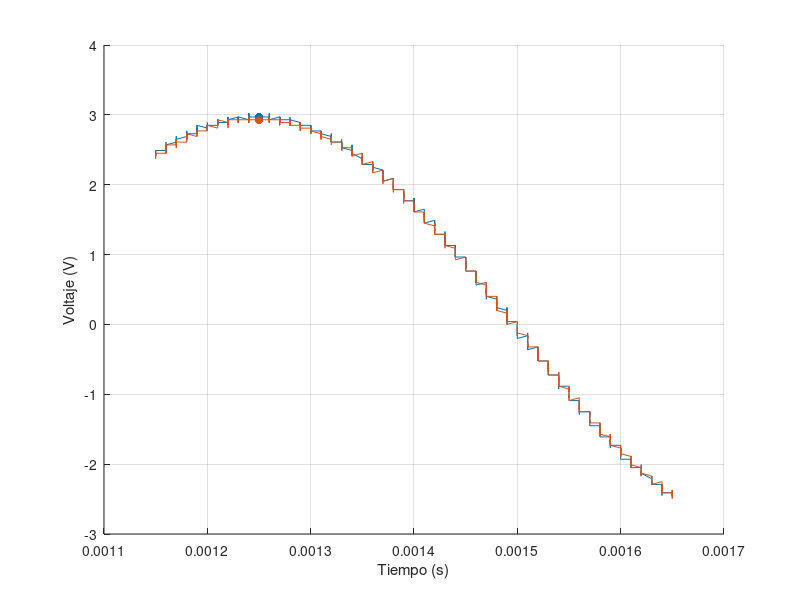

MATLAB code to generate this figure:
t=[1.15E-03
1.15E-03
1.15E-03
1.15E-03
1.15E-03
1.15E-03
1.15E-03
1.15E-03
1.15E-03
1.15E-03
1.15E-03
1.15E-03
1.15E-03
1.15E-03
1.15E-03
1.15E-03
1.15E-03
1.15E-03
1.15E-03
1.16E-03
1.16E-03
1.16E-03
1.16E-03
1.16E-03
1.16E-03
1.16E-03
1.16E-03
1.16E-03
1.16E-03
1.16E-03
1.16E-03
1.16E-03
1.16E-03
1.16E-03
1.16E-03
1.16E-03
1.16E-03
1.16E-03
1.16E-03
1.16E-03
1.16E-03
1.16E-03
1.16E-03
1.16E-03
1.16E-03
1.16E-03
1.16E-03
1.16E-03
1.16E-03
1.16E-03
1.16E-03
1.16E-03
1.16E-03
1.16E-03
1.16E-03
1.16E-03
1.16E-03
1.16E-03
1.16E-03
1.17E-03
1.17E-03
1.17E-03
1.17E-03
1.17E-03
1.17E-03
1.17E-03
1.17E-03
1.17E-03
1.17E-03
1.17E-03
1.17E-03
1.17E-03
1.17E-03
1.17E-03
1.17E-03
1.17E-03
1.17E-03
1.17E-03
1.17E-03
1.17E-03
1.17E-03
1.17E-03
1.17E-03
1.17E-03
1.17E-03
1.17E-03
1.17E-03
1.17E-03
1.17E-03
1.17E-03
1.17E-03
1.17E-03
1.17E-03
1.17E-03
1.17E-03
1.17E-03
1.17E-03
1.17E-03
1.17E-03
1.18E-03
1.18E-03
1.18E-03
1.18E-03
1.18E-03
1.18E-03
1.18E-03
1.18E-03
1.18E-03
1.18E-03
1.18E-03
1.18E-03
1.18E-03
1.18E-03
1.18E-03
1.18E-03
1.18E-03
1.18E-03
1.18E-03
1.18E-03
1.18E-03
1.18E-03
1.18E-03
1.18E-03
1.18E-03
1.18E-03
1.18E-03
1.18E-03
1.18E-03
1.18E-03
1.18E-03
1.18E-03
1.18E-03
1.18E-03
1.18E-03
1.18E-03
1.18E-03
1.18E-03
1.18E-03
1.18E-03
1.19E-03
1.19E-03
1.19E-03
1.19E-03
1.19E-03
1.19E-03
1.19E-03
1.19E-03
1.19E-03
1.19E-03
1.19E-03
1.19E-03
1.19E-03
1.19E-03
1.19E-03
1.19E-03
1.19E-03
1.19E-03
1.19E-03
1.19E-03
1.19E-03
1.19E-03
1.19E-03
1.19E-03
1.19E-03
1.19E-03
1.19E-03
1.19E-03
1.19E-03
1.19E-03
1.19E-03
1.19E-03
1.19E-03
1.19E-03
1.19E-03
1.19E-03
1.19E-03
1.19E-03
1.19E-03
1.19E-03
1.20E-03
1.20E-03
1.20E-03
1.20E-03
1.20E-03
1.20E-03
1.20E-03
1.20E-03
1.20E-03
1.20E-03
1.20E-03
1.20E-03
1.20E-03
1.20E-03
1.20E-03
1.20E-03
1.20E-03
1.20E-03
1.20E-03
1.20E-03
1.20E-03
1.20E-03
1.20E-03
1.20E-03
1.20E-03
1.20E-03
1.20E-03
1.20E-03
1.20E-03
1.20E-03
1.20E-03
1.20E-03
1.20E-03
1.20E-03
1.20E-03
1.20E-03
1.20E-03
1.20E-03
1.20E-03
1.20E-03
1.21E-03
1.21E-03
1.21E-03
1.21E-03
1.21E-03
1.21E-03
1.21E-03
1.21E-03
1.21E-03
1.21E-03
1.21E-03
1.21E-03
1.21E-03
1.21E-03
1.21E-03
1.21E-03
1.21E-03
1.21E-03
1.21E-03
1.21E-03
1.21E-03
1.21E-03
1.21E-03
1.21E-03
1.21E-03
1.21E-03
1.21E-03
1.21E-03
1.21E-03
1.21E-03
1.21E-03
1.21E-03
1.21E-03
1.21E-03
1.21E-03
1.21E-03
1.21E-03
1.21E-03
1.21E-03
1.21E-03
1.22E-03
1.22E-03
1.22E-03
1.22E-03
1.22E-03
1.22E-03
1.22E-03
1.22E-03
1.22E-03
1.22E-03
1.22E-03
1.22E-03
1.22E-03
1.22E-03
1.22E-03
1.22E-03
1.22E-03
1.22E-03
1.22E-03
1.22E-03
1.22E-03
1.22E-03
1.22E-03
1.22E-03
1.22E-03
1.22E-03
1.22E-03
1.22E-03
1.22E-03
1.22E-03
1.22E-03
1.22E-03
1.22E-03
1.22E-03
1.22E-03
1.22E-03
1.22E-03
1.22E-03
1.22E-03
1.22E-03
1.23E-03
1.23E-03
1.23E-03
1.23E-03
1.23E-03
1.23E-03
1.23E-03
1.23E-03
1.23E-03
1.23E-03
1.23E-03
1.23E-03
1.23E-03
1.23E-03
1.23E-03
1.23E-03
1.23E-03
1.23E-03
1.23E-03
1.23E-03
1.23E-03
1.23E-03
1.23E-03
1.23E-03
1.23E-03
1.23E-03
1.23E-03
1.23E-03
1.23E-03
1.23E-03
1.23E-03
1.23E-03
1.23E-03
1.23E-03
1.23E-03
1.23E-03
1.23E-03
1.23E-03
1.23E-03
1.23E-03
1.24E-03
1.24E-03
1.24E-03
1.24E-03
1.24E-03
1.24E-03
1.24E-03
1.24E-03
1.24E-03
1.24E-03
1.24E-03
1.24E-03
1.24E-03
1.24E-03
1.24E-03
1.24E-03
1.24E-03
1.24E-03
1.24E-03
1.24E-03
1.24E-03
1.24E-03
1.24E-03
1.24E-03
1.24E-03
1.24E-03
1.24E-03
1.24E-03
1.24E-03
1.24E-03
1.24E-03
1.24E-03
1.24E-03
1.24E-03
1.24E-03
1.24E-03
1.24E-03
1.24E-03
1.24E-03
1.24E-03
1.25E-03
1.25E-03
1.25E-03
1.25E-03
1.25E-03
1.25E-03
1.25E-03
1.25E-03
1.25E-03
1.25E-03
1.25E-03
1.25E-03
1.25E-03
1.25E-03
1.25E-03
1.25E-03
1.25E-03
1.25E-03
1.25E-03
1.25E-03
1.25E-03
1.25E-03
1.25E-03
1.25E-03
1.25E-03
1.25E-03
1.25E-03
1.25E-03
1.25E-03
1.25E-03
1.25E-03
1.25E-03
1.25E-03
1.25E-03
1.25E-03
1.25E-03
1.25E-03
1.25E-03
1.25E-03
1.25E-03
1.26E-03
1.26E-03
1.26E-03
1.26E-03
1.26E-03
1.26E-03
1.26E-03
1.26E-03
1.26E-03
1.26E-03
1.26E-03
1.26E-03
1.26E-03
1.26E-03
1.26E-03
1.26E-03
1.26E-03
1.26E-03
1.26E-03
1.26E-03
1.26E-03
1.26E-03
1.26E-03
1.26E-03
1.26E-03
1.26E-03
1.26E-03
1.26E-03
1.26E-03
1.26E-03
1.26E-03
1.26E-03
1.26E-03
1.26E-03
1.26E-03
1.26E-03
1.26E-03
1.26E-03
1.26E-03
1.26E-03
1.27E-03
1.27E-03
1.27E-03
1.27E-03
1.27E-03
1.27E-03
1.27E-03
1.27E-03
1.27E-03
1.27E-03
1.27E-03
1.27E-03
1.27E-03
1.27E-03
1.27E-03
1.27E-03
1.27E-03
1.27E-03
1.27E-03
1.27E-03
1.27E-03
1.27E-03
1.27E-03
1.27E-03
1.27E-03
1.27E-03
1.27E-03
1.27E-03
1.27E-03
1.27E-03
1.27E-03
1.27E-03
1.27E-03
1.27E-03
1.27E-03
1.27E-03
1.27E-03
1.27E-03
1.27E-03
1.27E-03
1.28E-03
1.28E-03
1.28E-03
1.28E-03
1.28E-03
1.28E-03
1.28E-03
1.28E-03
1.28E-03
1.28E-03
1.28E-03
1.28E-03
1.28E-03
1.28E-03
1.28E-03
1.28E-03
1.28E-03
1.28E-03
1.28E-03
1.28E-03
1.28E-03
1.28E-03
1.28E-03
1.28E-03
1.28E-03
1.28E-03
1.28E-03
1.28E-03
1.28E-03
1.28E-03
1.28E-03
1.28E-03
1.28E-03
1.28E-03
1.28E-03
1.28E-03
1.28E-03
1.28E-03
1.28E-03
1.28E-03
1.29E-03
1.29E-03
1.29E-03
1.29E-03
1.29E-03
1.29E-03
1.29E-03
1.29E-03
1.29E-03
1.29E-03
1.29E-03
1.29E-03
1.29E-03
1.29E-03
1.29E-03
1.29E-03
1.29E-03
1.29E-03
1.29E-03
1.29E-03
1.29E-03
1.29E-03
1.29E-03
1.29E-03
1.29E-03
1.29E-03
1.29E-03
1.29E-03
1.29E-03
1.29E-03
1.29E-03
1.29E-03
1.29E-03
1.29E-03
1.29E-03
1.29E-03
1.29E-03
1.29E-03
1.29E-03
1.29E-03
1.30E-03
1.30E-03
1.30E-03
1.30E-03
1.30E-03
1.30E-03
1.30E-03
1.30E-03
1.30E-03
1.30E-03
1.30E-03
1.30E-03
1.30E-03
1.30E-03
1.30E-03
1.30E-03
1.30E-03
1.30E-03
1.30E-03
1.30E-03
1.30E-03
1.30E-03
1.30E-03
1.30E-03
1.30E-03
1.30E-03
1.30E-03
1.30E-03
1.30E-03
1.30E-03
1.30E-03
1.30E-03
1.30E-03
1.30E-03
1.30E-03
1.30E-03
1.30E-03
1.30E-03
1.30E-03
1.30E-03
1.31E-03
1.31E-03
1.31E-03
1.31E-03
1.31E-03
1.31E-03
1.31E-03
1.31E-03
1.31E-03
1.31E-03
1.31E-03
1.31E-03
1.31E-03
1.31E-03
1.31E-03
1.31E-03
1.31E-03
1.31E-03
1.31E-03
1.31E-03
1.31E-03
1.31E-03
1.31E-03
1.31E-03
1.31E-03
1.31E-03
1.31E-03
1.31E-03
1.31E-03
1.31E-03
1.31E-03
1.31E-03
1.31E-03
1.31E-03
1.31E-03
1.31E-03
1.31E-03
1.31E-03
1.31E-03
1.31E-03
1.32E-03
1.32E-03
1.32E-03
1.32E-03
1.32E-03
1.32E-03
1.32E-03
1.32E-03
1.32E-03
1.32E-03
1.32E-03
1.32E-03
1.32E-03
1.32E-03
1.32E-03
1.32E-03
1.32E-03
1.32E-03
1.32E-03
1.32E-03
1.32E-03
1.32E-03
1.32E-03
1.32E-03
1.32E-03
1.32E-03
1.32E-03
1.32E-03
1.32E-03
1.32E-03
1.32E-03
1.32E-03
1.32E-03
1.32E-03
1.32E-03
1.32E-03
1.32E-03
1.32E-03
1.32E-03
1.32E-03
1.33E-03
1.33E-03
1.33E-03
1.33E-03
1.33E-03
1.33E-03
1.33E-03
1.33E-03
1.33E-03
1.33E-03
1.33E-03
1.33E-03
1.33E-03
1.33E-03
1.33E-03
1.33E-03
1.33E-03
1.33E-03
1.33E-03
1.33E-03
1.33E-03
1.33E-03
1.33E-03
1.33E-03
1.33E-03
1.33E-03
1.33E-03
1.33E-03
1.33E-03
1.33E-03
1.33E-03
1.33E-03
1.33E-03
1.33E-03
1.33E-03
1.33E-03
1.33E-03
1.33E-03
1.33E-03
1.33E-03
1.34E-03
1.34E-03
1.34E-03
1.34E-03
1.34E-03
1.34E-03
1.34E-03
1.34E-03
1.34E-03
1.34E-03
1.34E-03
1.34E-03
1.34E-03
1.34E-03
1.34E-03
1.34E-03
1.34E-03
1.34E-03
1.34E-03
1.34E-03
1.34E-03
1.34E-03
1.34E-03
1.34E-03
1.34E-03
1.34E-03
1.34E-03
1.34E-03
1.34E-03
1.34E-03
1.34E-03
1.34E-03
1.34E-03
1.34E-03
1.34E-03
1.34E-03
1.34E-03
1.34E-03
1.34E-03
1.34E-03
1.35E-03
1.35E-03
1.35E-03
1.35E-03
1.35E-03
1.35E-03
1.35E-03
1.35E-03
1.35E-03
1.35E-03
1.35E-03
1.35E-03
1.35E-03
1.35E-03
1.35E-03
1.35E-03
1.35E-03
1.35E-03
1.35E-03
1.35E-03
1.35E-03
1.35E-03
1.35E-03
1.35E-03
1.35E-03
1.35E-03
1.35E-03
1.35E-03
1.35E-03
1.35E-03
1.35E-03
1.35E-03
1.35E-03
1.35E-03
1.35E-03
1.35E-03
1.35E-03
1.35E-03
1.35E-03
1.35E-03
1.36E-03
1.36E-03
1.36E-03
1.36E-03
1.36E-03
1.36E-03
1.36E-03
1.36E-03
1.36E-03
1.36E-03
1.36E-03
1.36E-03
1.36E-03
1.36E-03
1.36E-03
1.36E-03
1.36E-03
1.36E-03
1.36E-03
1.36E-03
1.36E-03
1.36E-03
1.36E-03
1.36E-03
1.36E-03
1.36E-03
1.36E-03
1.36E-03
1.36E-03
1.36E-03
1.36E-03
1.36E-03
1.36E-03
1.36E-03
1.36E-03
1.36E-03
1.36E-03
1.36E-03
1.36E-03
1.36E-03
1.37E-03
1.37E-03
1.37E-03
1.37E-03
1.37E-03
1.37E-03
1.37E-03
1.37E-03
1.37E-03
1.37E-03
1.37E-03
1.37E-03
1.37E-03
1.37E-03
1.37E-03
1.37E-03
1.37E-03
1.37E-03
1.37E-03
1.37E-03
1.37E-03
1.37E-03
1.37E-03
1.37E-03
1.37E-03
1.37E-03
1.37E-03
1.37E-03
1.37E-03
1.37E-03
1.37E-03
1.37E-03
1.37E-03
1.37E-03
1.37E-03
1.37E-03
1.37E-03
1.37E-03
1.37E-03
1.37E-03
1.38E-03
1.38E-03
1.38E-03
1.38E-03
1.38E-03
1.38E-03
1.38E-03
1.38E-03
1.38E-03
1.38E-03
1.38E-03
1.38E-03
1.38E-03
1.38E-03
1.38E-03
1.38E-03
1.38E-03
1.38E-03
1.38E-03
1.38E-03
1.38E-03
1.38E-03
1.38E-03
1.38E-03
1.38E-03
1.38E-03
1.38E-03
1.38E-03
1.38E-03
1.38E-03
1.38E-03
1.38E-03
1.38E-03
1.38E-03
1.38E-03
1.38E-03
1.38E-03
1.38E-03
1.38E-03
1.38E-03
1.39E-03
1.39E-03
1.39E-03
1.39E-03
1.39E-03
1.39E-03
1.39E-03
1.39E-03
1.39E-03
1.39E-03
1.39E-03
1.39E-03
1.39E-03
1.39E-03
1.39E-03
1.39E-03
1.39E-03
1.39E-03
1.39E-03
1.39E-03
1.39E-03
1.39E-03
1.39E-03
1.39E-03
1.39E-03
1.39E-03
1.39E-03
1.39E-03
1.39E-03
1.39E-03
1.39E-03
1.39E-03
1.39E-03
1.39E-03
1.39E-03
1.39E-03
1.39E-03
1.39E-03
1.39E-03
1.39E-03
1.40E-03
1.40E-03
1.40E-03
1.40E-03
1.40E-03
1.40E-03
1.40E-03
1.40E-03
1.40E-03
1.40E-03
1.40E-03
1.40E-03
1.40E-03
1.40E-03
1.40E-03
1.40E-03
1.40E-03
1.40E-03
1.40E-03
1.40E-03
1.40E-03
1.40E-03
1.40E-03
1.40E-03
1.40E-03
1.40E-03
1.40E-03
1.40E-03
1.40E-03
1.40E-03
1.40E-03
1.40E-03
1.40E-03
1.40E-03
1.40E-03
1.40E-03
1.40E-03
1.40E-03
1.40E-03
1.40E-03
1.41E-03
1.41E-03
1.41E-03
1.41E-03
1.41E-03
1.41E-03
1.41E-03
1.41E-03
1.41E-03
1.41E-03
1.41E-03
1.41E-03
1.41E-03
1.41E-03
1.41E-03
1.41E-03
1.41E-03
1.41E-03
1.41E-03
1.41E-03
1.41E-03
1.41E-03
1.41E-03
1.41E-03
1.41E-03
1.41E-03
1.41E-03
1.41E-03
1.41E-03
1.41E-03
1.41E-03
1.41E-03
1.41E-03
1.41E-03
1.41E-03
1.41E-03
1.41E-03
1.41E-03
1.41E-03
1.41E-03
1.42E-03
1.42E-03
1.42E-03
1.42E-03
1.42E-03
1.42E-03
1.42E-03
1.42E-03
1.42E-03
1.42E-03
1.42E-03
1.42E-03
1.42E-03
1.42E-03
1.42E-03
1.42E-03
1.42E-03
1.42E-03
1.42E-03
1.42E-03
1.42E-03
1.42E-03
1.42E-03
1.42E-03
1.42E-03
1.42E-03
1.42E-03
1.42E-03
1.42E-03
1.42E-03
1.42E-03
1.42E-03
1.42E-03
1.42E-03
1.42E-03
1.42E-03
1.42E-03
1.42E-03
1.42E-03
1.42E-03
1.43E-03
1.43E-03
1.43E-03
1.43E-03
1.43E-03
1.43E-03
1.43E-03
1.43E-03
1.43E-03
1.43E-03
1.43E-03
1.43E-03
1.43E-03
1.43E-03
1.43E-03
1.43E-03
1.43E-03
1.43E-03
1.43E-03
1.43E-03
1.43E-03
1.43E-03
1.43E-03
1.43E-03
1.43E-03
1.43E-03
1.43E-03
1.43E-03
1.43E-03
1.43E-03
1.43E-03
1.43E-03
1.43E-03
1.43E-03
1.43E-03
1.43E-03
1.43E-03
1.43E-03
1.43E-03
1.43E-03
1.44E-03
1.44E-03
1.44E-03
1.44E-03
1.44E-03
1.44E-03
1.44E-03
1.44E-03
1.44E-03
1.44E-03
1.44E-03
1.44E-03
1.44E-03
1.44E-03
1.44E-03
1.44E-03
1.44E-03
1.44E-03
1.44E-03
1.44E-03
1.44E-03
1.44E-03
1.44E-03
1.44E-03
1.44E-03
1.44E-03
1.44E-03
1.44E-03
1.44E-03
1.44E-03
1.44E-03
1.44E-03
1.44E-03
1.44E-03
1.44E-03
1.44E-03
1.44E-03
1.44E-03
1.44E-03
1.44E-03
1.45E-03
1.45E-03
1.45E-03
1.45E-03
1.45E-03
1.45E-03
1.45E-03
1.45E-03
1.45E-03
1.45E-03
1.45E-03
1.45E-03
1.45E-03
1.45E-03
1.45E-03
1.45E-03
1.45E-03
1.45E-03
1.45E-03
1.45E-03
1.45E-03
1.45E-03
1.45E-03
1.45E-03
1.45E-03
1.45E-03
1.45E-03
1.45E-03
1.45E-03
1.45E-03
1.45E-03
1.45E-03
1.45E-03
1.45E-03
1.45E-03
1.45E-03
1.45E-03
1.45E-03
1.45E-03
1.45E-03
1.46E-03
1.46E-03
1.46E-03
1.46E-03
1.46E-03
1.46E-03
1.46E-03
1.46E-03
1.46E-03
1.46E-03
1.46E-03
1.46E-03
1.46E-03
1.46E-03
1.46E-03
1.46E-03
1.46E-03
1.46E-03
1.46E-03
1.46E-03
1.46E-03
1.46E-03
1.46E-03
1.46E-03
1.46E-03
1.46E-03
1.46E-03
1.46E-03
1.46E-03
1.46E-03
1.46E-03
1.46E-03
1.46E-03
1.46E-03
1.46E-03
1.46E-03
1.46E-03
1.46E-03
1.46E-03
1.46E-03
1.47E-03
1.47E-03
1.47E-03
1.47E-03
1.47E-03
1.47E-03
1.47E-03
1.47E-03
1.47E-03
1.47E-03
1.47E-03
1.47E-03
1.47E-03
1.47E-03
1.47E-03
1.47E-03
1.47E-03
1.47E-03
1.47E-03
1.47E-03
1.47E-03
1.47E-03
1.47E-03
1.47E-03
1.47E-03
1.47E-03
1.47E-03
1.47E-03
1.47E-03
1.47E-03
1.47E-03
1.47E-03
1.47E-03
1.47E-03
1.47E-03
1.47E-03
1.47E-03
1.47E-03
1.47E-03
1.47E-03
1.48E-03
1.48E-03
1.48E-03
1.48E-03
1.48E-03
1.48E-03
1.48E-03
1.48E-03
1.48E-03
1.48E-03
1.48E-03
1.48E-03
1.48E-03
1.48E-03
1.48E-03
1.48E-03
1.48E-03
1.48E-03
1.48E-03
1.48E-03
1.48E-03
1.48E-03
1.48E-03
1.48E-03
1.48E-03
1.48E-03
1.48E-03
1.48E-03
1.48E-03
1.48E-03
1.48E-03
1.48E-03
1.48E-03
1.48E-03
1.48E-03
1.48E-03
1.48E-03
1.48E-03
1.48E-03
1.48E-03
1.49E-03
1.49E-03
1.49E-03
1.49E-03
1.49E-03
1.49E-03
1.49E-03
1.49E-03
1.49E-03
1.49E-03
1.49E-03
1.49E-03
1.49E-03
1.49E-03
1.49E-03
1.49E-03
1.49E-03
1.49E-03
1.49E-03
1.49E-03
1.49E-03
1.49E-03
1.49E-03
1.49E-03
1.49E-03
1.49E-03
1.49E-03
1.49E-03
1.49E-03
1.49E-03
1.49E-03
1.49E-03
1.49E-03
1.49E-03
1.49E-03
1.49E-03
1.49E-03
1.49E-03
1.49E-03
1.49E-03
1.50E-03
1.50E-03
1.50E-03
1.50E-03
1.50E-03
1.50E-03
1.50E-03
1.50E-03
1.50E-03
1.50E-03
1.50E-03
1.50E-03
1.50E-03
1.50E-03
1.50E-03
1.50E-03
1.50E-03
1.50E-03
1.50E-03
1.50E-03
1.50E-03
1.50E-03
1.50E-03
1.50E-03
1.50E-03
1.50E-03
1.50E-03
1.50E-03
1.50E-03
1.50E-03
1.50E-03
1.50E-03
1.50E-03
1.50E-03
1.50E-03
1.50E-03
1.50E-03
1.50E-03
1.50E-03
1.50E-03
1.51E-03
1.51E-03
1.51E-03
1.51E-03
1.51E-03
1.51E-03
1.51E-03
1.51E-03
1.51E-03
1.51E-03
1.51E-03
1.51E-03
1.51E-03
1.51E-03
1.51E-03
1.51E-03
1.51E-03
1.51E-03
1.51E-03
1.51E-03
1.51E-03
1.51E-03
1.51E-03
1.51E-03
1.51E-03
1.51E-03
1.51E-03
1.51E-03
1.51E-03
1.51E-03
1.51E-03
1.51E-03
1.51E-03
1.51E-03
1.51E-03
1.51E-03
1.51E-03
1.51E-03
1.51E-03
1.51E-03
1.52E-03
1.52E-03
1.52E-03
1.52E-03
1.52E-03
1.52E-03
1.52E-03
1.52E-03
1.52E-03
1.52E-03
1.52E-03
1.52E-03
1.52E-03
1.52E-03
1.52E-03
1.52E-03
1.52E-03
1.52E-03
1.52E-03
1.52E-03
1.52E-03
1.52E-03
1.52E-03
1.52E-03
1.52E-03
1.52E-03
1.52E-03
1.52E-03
1.52E-03
1.52E-03
1.52E-03
1.52E-03
1.52E-03
1.52E-03
1.52E-03
1.52E-03
1.52E-03
1.52E-03
1.52E-03
1.52E-03
1.53E-03
1.53E-03
1.53E-03
1.53E-03
1.53E-03
1.53E-03
1.53E-03
1.53E-03
1.53E-03
1.53E-03
1.53E-03
1.53E-03
1.53E-03
1.53E-03
1.53E-03
1.53E-03
1.53E-03
1.53E-03
1.53E-03
1.53E-03
1.53E-03
1.53E-03
1.53E-03
1.53E-03
1.53E-03
1.53E-03
1.53E-03
1.53E-03
1.53E-03
1.53E-03
1.53E-03
1.53E-03
1.53E-03
1.53E-03
1.53E-03
1.53E-03
1.53E-03
1.53E-03
1.53E-03
1.53E-03
1.54E-03
1.54E-03
1.54E-03
1.54E-03
1.54E-03
1.54E-03
1.54E-03
1.54E-03
1.54E-03
1.54E-03
1.54E-03
1.54E-03
1.54E-03
1.54E-03
1.54E-03
1.54E-03
1.54E-03
1.54E-03
1.54E-03
1.54E-03
1.54E-03
1.54E-03
1.54E-03
1.54E-03
1.54E-03
1.54E-03
1.54E-03
1.54E-03
1.54E-03
1.54E-03
1.54E-03
1.54E-03
1.54E-03
1.54E-03
1.54E-03
1.54E-03
1.54E-03
1.54E-03
1.54E-03
1.54E-03
1.55E-03
1.55E-03
1.55E-03
1.55E-03
1.55E-03
1.55E-03
1.55E-03
1.55E-03
1.55E-03
1.55E-03
1.55E-03
1.55E-03
1.55E-03
1.55E-03
1.55E-03
1.55E-03
1.55E-03
1.55E-03
1.55E-03
1.55E-03
1.55E-03
1.55E-03
1.55E-03
1.55E-03
1.55E-03
1.55E-03
1.55E-03
1.55E-03
1.55E-03
1.55E-03
1.55E-03
1.55E-03
1.55E-03
1.55E-03
1.55E-03
1.55E-03
1.55E-03
1.55E-03
1.55E-03
1.55E-03
1.56E-03
1.56E-03
1.56E-03
1.56E-03
1.56E-03
1.56E-03
1.56E-03
1.56E-03
1.56E-03
1.56E-03
1.56E-03
1.56E-03
1.56E-03
1.56E-03
1.56E-03
1.56E-03
1.56E-03
1.56E-03
1.56E-03
1.56E-03
1.56E-03
1.56E-03
1.56E-03
1.56E-03
1.56E-03
1.56E-03
1.56E-03
1.56E-03
1.56E-03
1.56E-03
1.56E-03
1.56E-03
1.56E-03
1.56E-03
1.56E-03
1.56E-03
1.56E-03
1.56E-03
1.56E-03
1.56E-03
1.57E-03
1.57E-03
1.57E-03
1.57E-03
1.57E-03
1.57E-03
1.57E-03
1.57E-03
1.57E-03
1.57E-03
1.57E-03
1.57E-03
1.57E-03
1.57E-03
1.57E-03
1.57E-03
1.57E-03
1.57E-03
1.57E-03
1.57E-03
1.57E-03
1.57E-03
1.57E-03
1.57E-03
1.57E-03
1.57E-03
1.57E-03
1.57E-03
1.57E-03
1.57E-03
1.57E-03
1.57E-03
1.57E-03
1.57E-03
1.57E-03
1.57E-03
1.57E-03
1.57E-03
1.57E-03
1.57E-03
1.58E-03
1.58E-03
1.58E-03
1.58E-03
1.58E-03
1.58E-03
1.58E-03
1.58E-03
1.58E-03
1.58E-03
1.58E-03
1.58E-03
1.58E-03
1.58E-03
1.58E-03
1.58E-03
1.58E-03
1.58E-03
1.58E-03
1.58E-03
1.58E-03
1.58E-03
1.58E-03
1.58E-03
1.58E-03
1.58E-03
1.58E-03
1.58E-03
1.58E-03
1.58E-03
1.58E-03
1.58E-03
1.58E-03
1.58E-03
1.58E-03
1.58E-03
1.58E-03
1.58E-03
1.58E-03
1.58E-03
1.59E-03
1.59E-03
1.59E-03
1.59E-03
1.59E-03
1.59E-03
1.59E-03
1.59E-03
1.59E-03
1.59E-03
1.59E-03
1.59E-03
1.59E-03
1.59E-03
1.59E-03
1.59E-03
1.59E-03
1.59E-03
1.59E-03
1.59E-03
1.59E-03
1.59E-03
1.59E-03
1.59E-03
1.59E-03
1.59E-03
1.59E-03
1.59E-03
1.59E-03
1.59E-03
1.59E-03
1.59E-03
1.59E-03
1.59E-03
1.59E-03
1.59E-03
1.59E-03
1.59E-03
1.59E-03
1.59E-03
1.60E-03
1.60E-03
1.60E-03
1.60E-03
1.60E-03
1.60E-03
1.60E-03
1.60E-03
1.60E-03
1.60E-03
1.60E-03
1.60E-03
1.60E-03
1.60E-03
1.60E-03
1.60E-03
1.60E-03
1.60E-03
1.60E-03
1.60E-03
1.60E-03
1.60E-03
1.60E-03
1.60E-03
1.60E-03
1.60E-03
1.60E-03
1.60E-03
1.60E-03
1.60E-03
1.60E-03
1.60E-03
1.60E-03
1.60E-03
1.60E-03
1.60E-03
1.60E-03
1.60E-03
1.60E-03
1.60E-03
1.61E-03
1.61E-03
1.61E-03
1.61E-03
1.61E-03
1.61E-03
1.61E-03
1.61E-03
1.61E-03
1.61E-03
1.61E-03
1.61E-03
1.61E-03
1.61E-03
1.61E-03
1.61E-03
1.61E-03
1.61E-03
1.61E-03
1.61E-03
1.61E-03
1.61E-03
1.61E-03
1.61E-03
1.61E-03
1.61E-03
1.61E-03
1.61E-03
1.61E-03
1.61E-03
1.61E-03
1.61E-03
1.61E-03
1.61E-03
1.61E-03
1.61E-03
1.61E-03
1.61E-03
1.61E-03
1.61E-03
1.62E-03
1.62E-03
1.62E-03
1.62E-03
1.62E-03
1.62E-03
1.62E-03
1.62E-03
1.62E-03
1.62E-03
1.62E-03
1.62E-03
1.62E-03
1.62E-03
1.62E-03
1.62E-03
1.62E-03
1.62E-03
1.62E-03
1.62E-03
1.62E-03
1.62E-03
1.62E-03
1.62E-03
1.62E-03
1.62E-03
1.62E-03
1.62E-03
1.62E-03
1.62E-03
1.62E-03
1.62E-03
1.62E-03
1.62E-03
1.62E-03
1.62E-03
1.62E-03
1.62E-03
1.62E-03
1.62E-03
1.63E-03
1.63E-03
1.63E-03
1.63E-03
1.63E-03
1.63E-03
1.63E-03
1.63E-03
1.63E-03
1.63E-03
1.63E-03
1.63E-03
1.63E-03
1.63E-03
1.63E-03
1.63E-03
1.63E-03
1.63E-03
1.63E-03
1.63E-03
1.63E-03
1.63E-03
1.63E-03
1.63E-03
1.63E-03
1.63E-03
1.63E-03
1.63E-03
1.63E-03
1.63E-03
1.63E-03
1.63E-03
1.63E-03
1.63E-03
1.63E-03
1.63E-03
1.63E-03
1.63E-03
1.63E-03
1.63E-03
1.64E-03
1.64E-03
1.64E-03
1.64E-03
1.64E-03
1.64E-03
1.64E-03
1.64E-03
1.64E-03
1.64E-03
1.64E-03
1.64E-03
1.64E-03
1.64E-03
1.64E-03
1.64E-03
1.64E-03
1.64E-03
1.64E-03
1.64E-03
1.64E-03
1.64E-03
1.64E-03
1.64E-03
1.64E-03
1.64E-03
1.64E-03
1.64E-03
1.64E-03
1.64E-03
1.64E-03
1.64E-03
1.64E-03
1.64E-03
1.64E-03
1.64E-03
1.64E-03
1.64E-03
1.64E-03
1.64E-03
1.65E-03
1.65E-03
1.65E-03
1.65E-03
1.65E-03
1.65E-03
1.65E-03
1.65E-03
1.65E-03
1.65E-03
1.65E-03
1.65E-03
1.65E-03
1.65E-03
1.65E-03
1.65E-03
1.65E-03
1.65E-03
1.65E-03
1.65E-03];
x=[2.45E+00
2.41E+00
2.41E+00
2.41E+00
2.45E+00
2.41E+00
2.45E+00
2.45E+00
2.49E+00
2.45E+00
2.45E+00
2.45E+00
2.45E+00
2.45E+00
2.45E+00
2.45E+00
2.45E+00
2.49E+00
2.49E+00
2.49E+00
2.49E+00
2.49E+00
2.49E+00
2.49E+00
2.49E+00
2.49E+00
2.49E+00
2.49E+00
2.49E+00
2.49E+00
2.53E+00
2.49E+00
2.53E+00
2.53E+00
2.53E+00
2.57E+00
2.53E+00
2.53E+00
2.57E+00
2.57E+00
2.53E+00
2.53E+00
2.53E+00
2.57E+00
2.53E+00
2.57E+00
2.57E+00
2.57E+00
2.53E+00
2.57E+00
2.57E+00
2.57E+00
2.53E+00
2.57E+00
2.57E+00
2.57E+00
2.61E+00
2.57E+00
2.57E+00
2.61E+00
2.57E+00
2.61E+00
2.61E+00
2.57E+00
2.57E+00
2.57E+00
2.57E+00
2.57E+00
2.61E+00
2.61E+00
2.61E+00
2.57E+00
2.61E+00
2.61E+00
2.65E+00
2.61E+00
2.61E+00
2.57E+00
2.61E+00
2.61E+00
2.61E+00
2.61E+00
2.61E+00
2.61E+00
2.65E+00
2.65E+00
2.61E+00
2.61E+00
2.61E+00
2.61E+00
2.65E+00
2.65E+00
2.65E+00
2.65E+00
2.69E+00
2.69E+00
2.65E+00
2.69E+00
2.65E+00
2.69E+00
2.65E+00
2.69E+00
2.69E+00
2.69E+00
2.69E+00
2.69E+00
2.69E+00
2.69E+00
2.69E+00
2.73E+00
2.69E+00
2.73E+00
2.77E+00
2.65E+00
2.69E+00
2.73E+00
2.69E+00
2.65E+00
2.69E+00
2.69E+00
2.73E+00
2.69E+00
2.69E+00
2.69E+00
2.69E+00
2.69E+00
2.69E+00
2.73E+00
2.69E+00
2.73E+00
2.73E+00
2.69E+00
2.77E+00
2.77E+00
2.73E+00
2.73E+00
2.73E+00
2.73E+00
2.73E+00
2.73E+00
2.77E+00
2.77E+00
2.73E+00
2.73E+00
2.73E+00
2.73E+00
2.77E+00
2.73E+00
2.73E+00
2.77E+00
2.77E+00
2.77E+00
2.77E+00
2.77E+00
2.81E+00
2.77E+00
2.77E+00
2.77E+00
2.81E+00
2.81E+00
2.77E+00
2.77E+00
2.81E+00
2.81E+00
2.77E+00
2.77E+00
2.81E+00
2.81E+00
2.77E+00
2.77E+00
2.77E+00
2.81E+00
2.81E+00
2.81E+00
2.81E+00
2.81E+00
2.85E+00
2.81E+00
2.85E+00
2.81E+00
2.81E+00
2.81E+00
2.85E+00
2.81E+00
2.85E+00
2.81E+00
2.81E+00
2.85E+00
2.85E+00
2.85E+00
2.81E+00
2.81E+00
2.85E+00
2.85E+00
2.85E+00
2.81E+00
2.81E+00
2.81E+00
2.81E+00
2.85E+00
2.85E+00
2.81E+00
2.85E+00
2.85E+00
2.85E+00
2.85E+00
2.81E+00
2.85E+00
2.85E+00
2.85E+00
2.81E+00
2.85E+00
2.85E+00
2.85E+00
2.85E+00
2.85E+00
2.85E+00
2.89E+00
2.85E+00
2.85E+00
2.89E+00
2.85E+00
2.89E+00
2.89E+00
2.85E+00
2.85E+00
2.85E+00
2.89E+00
2.85E+00
2.85E+00
2.89E+00
2.89E+00
2.89E+00
2.89E+00
2.89E+00
2.89E+00
2.85E+00
2.89E+00
2.89E+00
2.89E+00
2.93E+00
2.89E+00
2.89E+00
2.93E+00
2.89E+00
2.89E+00
2.89E+00
2.89E+00
2.89E+00
2.89E+00
2.93E+00
2.89E+00
2.89E+00
2.89E+00
2.93E+00
2.89E+00
2.89E+00
2.93E+00
2.89E+00
2.89E+00
2.89E+00
2.93E+00
2.93E+00
2.89E+00
2.89E+00
2.93E+00
2.89E+00
2.89E+00
2.93E+00
2.93E+00
2.89E+00
2.89E+00
2.93E+00
2.93E+00
2.93E+00
2.89E+00
2.93E+00
2.93E+00
2.89E+00
2.93E+00
2.93E+00
2.89E+00
2.93E+00
2.89E+00
2.93E+00
2.93E+00
2.93E+00
2.93E+00
2.97E+00
2.93E+00
2.93E+00
2.93E+00
2.89E+00
2.93E+00
2.93E+00
2.97E+00
2.93E+00
2.93E+00
2.93E+00
2.97E+00
2.93E+00
2.93E+00
2.93E+00
2.97E+00
2.93E+00
2.93E+00
2.93E+00
2.93E+00
2.97E+00
2.93E+00
2.93E+00
2.97E+00
2.97E+00
2.97E+00
2.93E+00
2.93E+00
2.97E+00
2.97E+00
2.93E+00
2.97E+00
2.97E+00
2.93E+00
2.93E+00
2.97E+00
2.97E+00
2.97E+00
2.93E+00
2.93E+00
2.97E+00
2.97E+00
2.93E+00
2.93E+00
2.93E+00
2.97E+00
2.97E+00
2.97E+00
2.93E+00
2.93E+00
2.97E+00
2.93E+00
2.97E+00
2.97E+00
2.97E+00
2.97E+00
2.97E+00
2.93E+00
2.97E+00
2.93E+00
2.93E+00
2.97E+00
2.97E+00
3.02E+00
2.97E+00
2.97E+00
2.97E+00
2.97E+00
2.97E+00
2.97E+00
2.97E+00
2.97E+00
2.97E+00
2.97E+00
2.97E+00
2.97E+00
2.93E+00
2.97E+00
2.97E+00
2.97E+00
2.97E+00
3.02E+00
2.97E+00
3.02E+00
2.93E+00
2.97E+00
3.02E+00
2.97E+00
3.02E+00
2.97E+00
2.97E+00
2.97E+00
2.93E+00
2.97E+00
2.97E+00
2.97E+00
2.93E+00
3.02E+00
2.97E+00
2.97E+00
2.97E+00
2.97E+00
2.97E+00
2.97E+00
2.97E+00
2.97E+00
2.97E+00
2.97E+00
2.97E+00
2.97E+00
2.97E+00
2.97E+00
2.97E+00
2.97E+00
2.97E+00
2.97E+00
2.97E+00
3.02E+00
2.97E+00
2.97E+00
2.97E+00
2.97E+00
2.97E+00
2.97E+00
2.97E+00
2.97E+00
2.97E+00
2.97E+00
2.93E+00
2.97E+00
2.97E+00
2.97E+00
3.02E+00
2.97E+00
2.97E+00
2.97E+00
3.02E+00
2.97E+00
2.97E+00
2.97E+00
2.93E+00
2.93E+00
2.97E+00
2.97E+00
2.97E+00
2.97E+00
2.93E+00
2.97E+00
2.93E+00
2.97E+00
2.93E+00
2.93E+00
2.97E+00
2.97E+00
2.97E+00
2.97E+00
2.93E+00
2.97E+00
2.97E+00
2.93E+00
2.93E+00
2.93E+00
2.93E+00
2.97E+00
2.97E+00
2.97E+00
2.93E+00
2.97E+00
2.97E+00
2.93E+00
2.93E+00
2.97E+00
2.93E+00
2.93E+00
2.97E+00
2.93E+00
2.93E+00
2.97E+00
2.97E+00
2.97E+00
2.93E+00
2.93E+00
2.93E+00
2.97E+00
2.97E+00
2.93E+00
2.97E+00
2.97E+00
2.93E+00
2.93E+00
2.97E+00
2.93E+00
2.97E+00
2.93E+00
2.97E+00
2.97E+00
2.93E+00
2.97E+00
2.93E+00
2.97E+00
2.97E+00
2.93E+00
2.93E+00
2.93E+00
2.93E+00
2.93E+00
2.93E+00
2.93E+00
2.93E+00
2.93E+00
2.93E+00
2.93E+00
2.93E+00
2.93E+00
2.93E+00
2.93E+00
2.89E+00
2.93E+00
2.93E+00
2.89E+00
2.93E+00
2.93E+00
2.89E+00
2.97E+00
2.89E+00
2.89E+00
2.89E+00
2.93E+00
2.89E+00
2.89E+00
2.93E+00
2.93E+00
2.89E+00
2.89E+00
2.89E+00
2.85E+00
2.93E+00
2.89E+00
2.93E+00
2.89E+00
2.89E+00
2.89E+00
2.89E+00
2.89E+00
2.89E+00
2.89E+00
2.89E+00
2.85E+00
2.89E+00
2.89E+00
2.93E+00
2.89E+00
2.89E+00
2.89E+00
2.89E+00
2.89E+00
2.89E+00
2.89E+00
2.85E+00
2.89E+00
2.85E+00
2.89E+00
2.85E+00
2.89E+00
2.85E+00
2.89E+00
2.89E+00
2.89E+00
2.89E+00
2.85E+00
2.89E+00
2.85E+00
2.89E+00
2.85E+00
2.85E+00
2.85E+00
2.85E+00
2.89E+00
2.89E+00
2.89E+00
2.85E+00
2.85E+00
2.85E+00
2.85E+00
2.85E+00
2.89E+00
2.85E+00
2.85E+00
2.85E+00
2.85E+00
2.85E+00
2.85E+00
2.81E+00
2.81E+00
2.85E+00
2.85E+00
2.85E+00
2.85E+00
2.85E+00
2.81E+00
2.81E+00
2.81E+00
2.81E+00
2.81E+00
2.81E+00
2.81E+00
2.81E+00
2.81E+00
2.85E+00
2.77E+00
2.85E+00
2.81E+00
2.81E+00
2.77E+00
2.81E+00
2.81E+00
2.81E+00
2.85E+00
2.81E+00
2.77E+00
2.77E+00
2.77E+00
2.81E+00
2.77E+00
2.81E+00
2.81E+00
2.73E+00
2.81E+00
2.77E+00
2.81E+00
2.77E+00
2.77E+00
2.77E+00
2.77E+00
2.77E+00
2.77E+00
2.77E+00
2.77E+00
2.77E+00
2.77E+00
2.77E+00
2.73E+00
2.77E+00
2.73E+00
2.73E+00
2.73E+00
2.73E+00
2.73E+00
2.73E+00
2.77E+00
2.73E+00
2.73E+00
2.73E+00
2.73E+00
2.73E+00
2.73E+00
2.73E+00
2.73E+00
2.73E+00
2.73E+00
2.73E+00
2.73E+00
2.73E+00
2.69E+00
2.73E+00
2.73E+00
2.69E+00
2.73E+00
2.73E+00
2.73E+00
2.73E+00
2.69E+00
2.73E+00
2.69E+00
2.73E+00
2.69E+00
2.69E+00
2.69E+00
2.69E+00
2.69E+00
2.69E+00
2.69E+00
2.69E+00
2.69E+00
2.65E+00
2.69E+00
2.65E+00
2.69E+00
2.69E+00
2.65E+00
2.65E+00
2.65E+00
2.65E+00
2.69E+00
2.65E+00
2.65E+00
2.65E+00
2.65E+00
2.65E+00
2.69E+00
2.65E+00
2.65E+00
2.65E+00
2.65E+00
2.65E+00
2.61E+00
2.61E+00
2.61E+00
2.65E+00
2.61E+00
2.61E+00
2.61E+00
2.61E+00
2.57E+00
2.65E+00
2.65E+00
2.61E+00
2.61E+00
2.61E+00
2.61E+00
2.61E+00
2.61E+00
2.61E+00
2.57E+00
2.61E+00
2.61E+00
2.57E+00
2.57E+00
2.61E+00
2.61E+00
2.57E+00
2.57E+00
2.57E+00
2.57E+00
2.57E+00
2.57E+00
2.57E+00
2.57E+00
2.57E+00
2.53E+00
2.57E+00
2.53E+00
2.57E+00
2.57E+00
2.53E+00
2.53E+00
2.57E+00
2.57E+00
2.57E+00
2.53E+00
2.53E+00
2.49E+00
2.49E+00
2.57E+00
2.53E+00
2.53E+00
2.57E+00
2.49E+00
2.53E+00
2.53E+00
2.49E+00
2.53E+00
2.49E+00
2.49E+00
2.49E+00
2.49E+00
2.49E+00
2.53E+00
2.49E+00
2.49E+00
2.49E+00
2.49E+00
2.49E+00
2.49E+00
2.45E+00
2.45E+00
2.49E+00
2.49E+00
2.49E+00
2.49E+00
2.49E+00
2.45E+00
2.45E+00
2.45E+00
2.45E+00
2.45E+00
2.45E+00
2.49E+00
2.41E+00
2.41E+00
2.45E+00
2.37E+00
2.45E+00
2.41E+00
2.41E+00
2.45E+00
2.45E+00
2.41E+00
2.41E+00
2.41E+00
2.41E+00
2.37E+00
2.37E+00
2.41E+00
2.37E+00
2.37E+00
2.37E+00
2.37E+00
2.37E+00
2.41E+00
2.41E+00
2.37E+00
2.37E+00
2.37E+00
2.33E+00
2.37E+00
2.37E+00
2.37E+00
2.37E+00
2.37E+00
2.37E+00
2.41E+00
2.33E+00
2.37E+00
2.37E+00
2.33E+00
2.33E+00
2.37E+00
2.33E+00
2.29E+00
2.29E+00
2.29E+00
2.33E+00
2.29E+00
2.33E+00
2.33E+00
2.25E+00
2.29E+00
2.25E+00
2.29E+00
2.29E+00
2.29E+00
2.29E+00
2.29E+00
2.29E+00
2.29E+00
2.29E+00
2.29E+00
2.25E+00
2.25E+00
2.25E+00
2.25E+00
2.25E+00
2.25E+00
2.21E+00
2.25E+00
2.29E+00
2.21E+00
2.25E+00
2.21E+00
2.21E+00
2.21E+00
2.21E+00
2.21E+00
2.21E+00
2.25E+00
2.21E+00
2.21E+00
2.25E+00
2.21E+00
2.25E+00
2.21E+00
2.21E+00
2.21E+00
2.17E+00
2.17E+00
2.17E+00
2.17E+00
2.17E+00
2.13E+00
2.13E+00
2.13E+00
2.17E+00
2.21E+00
2.13E+00
2.13E+00
2.17E+00
2.17E+00
2.17E+00
2.13E+00
2.13E+00
2.13E+00
2.13E+00
2.13E+00
2.13E+00
2.13E+00
2.09E+00
2.13E+00
2.13E+00
2.13E+00
2.09E+00
2.09E+00
2.09E+00
2.09E+00
2.09E+00
2.09E+00
2.09E+00
2.09E+00
2.05E+00
2.09E+00
2.05E+00
2.09E+00
2.05E+00
2.05E+00
2.09E+00
2.05E+00
2.01E+00
2.05E+00
2.05E+00
2.05E+00
2.05E+00
2.05E+00
2.05E+00
2.05E+00
2.05E+00
2.05E+00
2.01E+00
2.01E+00
2.01E+00
2.01E+00
2.01E+00
2.01E+00
2.01E+00
2.01E+00
2.01E+00
1.97E+00
2.01E+00
2.01E+00
1.97E+00
1.97E+00
1.97E+00
1.97E+00
1.97E+00
1.97E+00
1.93E+00
1.93E+00
1.93E+00
1.93E+00
1.93E+00
1.93E+00
1.93E+00
1.93E+00
1.93E+00
1.93E+00
1.89E+00
1.89E+00
1.93E+00
1.89E+00
1.89E+00
1.89E+00
1.89E+00
1.89E+00
1.89E+00
1.85E+00
1.85E+00
1.89E+00
1.89E+00
1.89E+00
1.85E+00
1.89E+00
1.81E+00
1.85E+00
1.85E+00
1.85E+00
1.81E+00
1.81E+00
1.85E+00
1.81E+00
1.81E+00
1.81E+00
1.81E+00
1.81E+00
1.81E+00
1.85E+00
1.77E+00
1.77E+00
1.81E+00
1.81E+00
1.81E+00
1.81E+00
1.77E+00
1.77E+00
1.81E+00
1.81E+00
1.77E+00
1.81E+00
1.77E+00
1.73E+00
1.77E+00
1.77E+00
1.77E+00
1.73E+00
1.73E+00
1.77E+00
1.73E+00
1.69E+00
1.73E+00
1.73E+00
1.77E+00
1.73E+00
1.73E+00
1.73E+00
1.69E+00
1.73E+00
1.69E+00
1.65E+00
1.69E+00
1.65E+00
1.69E+00
1.65E+00
1.65E+00
1.65E+00
1.65E+00
1.69E+00
1.69E+00
1.65E+00
1.65E+00
1.65E+00
1.65E+00
1.65E+00
1.61E+00
1.65E+00
1.61E+00
1.61E+00
1.61E+00
1.61E+00
1.61E+00
1.61E+00
1.57E+00
1.61E+00
1.61E+00
1.61E+00
1.57E+00
1.61E+00
1.57E+00
1.61E+00
1.57E+00
1.53E+00
1.53E+00
1.57E+00
1.57E+00
1.53E+00
1.53E+00
1.53E+00
1.57E+00
1.53E+00
1.57E+00
1.53E+00
1.53E+00
1.53E+00
1.53E+00
1.49E+00
1.53E+00
1.49E+00
1.49E+00
1.49E+00
1.49E+00
1.49E+00
1.49E+00
1.45E+00
1.45E+00
1.49E+00
1.45E+00
1.45E+00
1.49E+00
1.45E+00
1.45E+00
1.45E+00
1.41E+00
1.45E+00
1.41E+00
1.41E+00
1.41E+00
1.41E+00
1.41E+00
1.41E+00
1.41E+00
1.41E+00
1.41E+00
1.41E+00
1.41E+00
1.37E+00
1.41E+00
1.37E+00
1.37E+00
1.37E+00
1.37E+00
1.33E+00
1.37E+00
1.37E+00
1.33E+00
1.33E+00
1.37E+00
1.33E+00
1.33E+00
1.33E+00
1.33E+00
1.33E+00
1.33E+00
1.29E+00
1.29E+00
1.29E+00
1.33E+00
1.33E+00
1.29E+00
1.29E+00
1.25E+00
1.29E+00
1.29E+00
1.29E+00
1.25E+00
1.25E+00
1.25E+00
1.25E+00
1.25E+00
1.21E+00
1.21E+00
1.21E+00
1.25E+00
1.25E+00
1.21E+00
1.21E+00
1.21E+00
1.21E+00
1.21E+00
1.21E+00
1.21E+00
1.25E+00
1.17E+00
1.21E+00
1.17E+00
1.21E+00
1.17E+00
1.17E+00
1.17E+00
1.17E+00
1.17E+00
1.13E+00
1.13E+00
1.17E+00
1.13E+00
1.13E+00
1.13E+00
1.13E+00
1.13E+00
1.13E+00
1.13E+00
1.09E+00
1.13E+00
1.13E+00
1.09E+00
1.09E+00
1.09E+00
1.09E+00
1.09E+00
1.09E+00
1.13E+00
1.05E+00
1.09E+00
1.05E+00
1.05E+00
1.05E+00
1.05E+00
1.05E+00
1.01E+00
1.05E+00
1.01E+00
1.01E+00
1.01E+00
1.01E+00
1.01E+00
1.01E+00
9.65E-01
9.65E-01
1.01E+00
1.01E+00
1.01E+00
9.65E-01
1.01E+00
9.65E-01
9.65E-01
9.65E-01
9.25E-01
9.65E-01
9.25E-01
9.25E-01
9.25E-01
9.25E-01
9.65E-01
9.25E-01
9.25E-01
9.25E-01
8.84E-01
8.84E-01
8.84E-01
9.25E-01
8.84E-01
8.44E-01
8.84E-01
8.44E-01
8.84E-01
8.44E-01
8.84E-01
8.44E-01
8.44E-01
8.44E-01
8.44E-01
8.44E-01
8.44E-01
8.04E-01
8.44E-01
8.44E-01
8.04E-01
8.04E-01
8.44E-01
8.04E-01
8.04E-01
8.04E-01
7.64E-01
7.64E-01
7.64E-01
7.64E-01
7.64E-01
7.64E-01
7.24E-01
7.64E-01
7.24E-01
7.24E-01
7.24E-01
7.24E-01
7.24E-01
7.24E-01
7.24E-01
7.24E-01
6.83E-01
7.24E-01
7.24E-01
6.83E-01
7.24E-01
6.83E-01
6.83E-01
6.83E-01
6.43E-01
6.43E-01
6.43E-01
6.43E-01
6.43E-01
6.83E-01
6.03E-01
6.83E-01
6.43E-01
6.43E-01
6.03E-01
6.03E-01
6.43E-01
6.43E-01
6.03E-01
6.43E-01
6.03E-01
5.63E-01
5.63E-01
6.03E-01
6.03E-01
6.03E-01
5.63E-01
5.63E-01
5.63E-01
5.63E-01
5.63E-01
5.63E-01
5.63E-01
5.63E-01
5.23E-01
5.23E-01
4.82E-01
5.23E-01
5.23E-01
5.23E-01
4.82E-01
5.23E-01
4.82E-01
4.82E-01
4.82E-01
4.82E-01
4.42E-01
4.82E-01
4.42E-01
4.82E-01
4.42E-01
4.42E-01
4.42E-01
4.42E-01
4.42E-01
4.42E-01
4.82E-01
4.02E-01
4.42E-01
3.62E-01
4.02E-01
4.02E-01
4.02E-01
3.62E-01
3.62E-01
4.02E-01
3.62E-01
3.62E-01
4.02E-01
4.02E-01
3.62E-01
3.62E-01
3.62E-01
3.22E-01
3.62E-01
3.22E-01
2.81E-01
3.62E-01
3.22E-01
3.22E-01
3.22E-01
2.81E-01
2.81E-01
2.81E-01
2.81E-01
3.22E-01
2.81E-01
2.81E-01
2.81E-01
2.41E-01
2.81E-01
2.81E-01
2.41E-01
2.81E-01
2.41E-01
2.41E-01
2.41E-01
2.41E-01
2.01E-01
2.01E-01
2.41E-01
2.01E-01
2.41E-01
2.01E-01
2.01E-01
2.41E-01
2.01E-01
1.61E-01
2.41E-01
1.61E-01
2.01E-01
1.61E-01
1.61E-01
1.61E-01
1.61E-01
1.21E-01
1.61E-01
1.61E-01
1.21E-01
1.61E-01
1.21E-01
1.61E-01
1.61E-01
1.21E-01
1.21E-01
8.04E-02
8.04E-02
1.21E-01
8.04E-02
8.04E-02
8.04E-02
8.04E-02
8.04E-02
8.04E-02
4.02E-02
4.02E-02
8.04E-02
4.02E-02
4.02E-02
4.02E-02
4.02E-02
2.00E-10
4.02E-02
4.02E-02
4.02E-02
4.02E-02
0.00E+00
2.00E-10
2.00E-10
0.00E+00
0.00E+00
-2.00E-10
-2.00E-10
-4.02E-02
-4.02E-02
-4.02E-02
-4.02E-02
-2.00E-10
-4.02E-02
-4.02E-02
-8.04E-02
-8.04E-02
-4.02E-02
-4.02E-02
-8.04E-02
-8.04E-02
-8.04E-02
-8.04E-02
-8.04E-02
-1.21E-01
-8.04E-02
-1.21E-01
-1.21E-01
-1.21E-01
-8.04E-02
-1.21E-01
-1.21E-01
-1.21E-01
-1.61E-01
-1.21E-01
-1.61E-01
-1.21E-01
-2.01E-01
-1.61E-01
-1.21E-01
-2.01E-01
-1.61E-01
-2.01E-01
-1.61E-01
-1.61E-01
-2.01E-01
-2.01E-01
-2.01E-01
-2.01E-01
-2.01E-01
-2.01E-01
-2.41E-01
-2.41E-01
-2.41E-01
-2.41E-01
-2.41E-01
-2.41E-01
-2.41E-01
-2.41E-01
-2.81E-01
-2.41E-01
-2.81E-01
-2.41E-01
-2.81E-01
-2.81E-01
-3.22E-01
-2.81E-01
-2.81E-01
-2.81E-01
-2.81E-01
-2.81E-01
-3.22E-01
-3.22E-01
-2.81E-01
-3.62E-01
-3.22E-01
-3.22E-01
-3.62E-01
-3.22E-01
-3.62E-01
-3.62E-01
-4.02E-01
-3.62E-01
-3.62E-01
-3.62E-01
-3.62E-01
-3.22E-01
-3.62E-01
-4.02E-01
-4.02E-01
-4.02E-01
-4.02E-01
-4.02E-01
-4.02E-01
-4.42E-01
-4.02E-01
-4.42E-01
-4.02E-01
-4.42E-01
-4.82E-01
-4.42E-01
-4.82E-01
-4.42E-01
-4.82E-01
-4.82E-01
-4.42E-01
-4.82E-01
-5.23E-01
-4.42E-01
-4.82E-01
-4.82E-01
-4.82E-01
-4.82E-01
-5.23E-01
-5.23E-01
-5.23E-01
-5.23E-01
-5.23E-01
-5.23E-01
-5.63E-01
-5.23E-01
-5.23E-01
-5.63E-01
-5.63E-01
-5.23E-01
-6.03E-01
-5.63E-01
-6.03E-01
-6.03E-01
-6.03E-01
-5.63E-01
-5.63E-01
-6.03E-01
-5.63E-01
-6.43E-01
-6.43E-01
-5.63E-01
-6.43E-01
-5.63E-01
-6.03E-01
-6.43E-01
-6.43E-01
-6.43E-01
-6.43E-01
-6.43E-01
-6.43E-01
-6.03E-01
-6.83E-01
-6.83E-01
-6.83E-01
-6.43E-01
-6.43E-01
-6.83E-01
-6.83E-01
-7.24E-01
-6.83E-01
-7.24E-01
-7.24E-01
-7.24E-01
-7.24E-01
-6.83E-01
-7.24E-01
-7.24E-01
-7.64E-01
-7.24E-01
-7.24E-01
-7.64E-01
-8.04E-01
-7.64E-01
-7.64E-01
-8.04E-01
-7.64E-01
-7.64E-01
-8.04E-01
-8.04E-01
-8.04E-01
-7.64E-01
-8.04E-01
-8.04E-01
-8.44E-01
-8.04E-01
-8.44E-01
-8.44E-01
-8.44E-01
-8.44E-01
-8.44E-01
-8.44E-01
-8.84E-01
-8.84E-01
-8.44E-01
-8.84E-01
-8.44E-01
-8.44E-01
-8.84E-01
-8.84E-01
-8.84E-01
-9.25E-01
-8.84E-01
-8.84E-01
-9.25E-01
-9.25E-01
-9.25E-01
-9.25E-01
-9.25E-01
-9.65E-01
-9.25E-01
-9.25E-01
-9.25E-01
-9.65E-01
-9.65E-01
-9.65E-01
-9.65E-01
-9.65E-01
-9.65E-01
-9.65E-01
-9.65E-01
-1.01E+00
-1.01E+00
-1.01E+00
-1.01E+00
-1.01E+00
-1.01E+00
-1.01E+00
-1.01E+00
-1.05E+00
-1.05E+00
-1.05E+00
-1.05E+00
-1.01E+00
-1.05E+00
-1.05E+00
-1.09E+00
-1.09E+00
-1.09E+00
-1.09E+00
-1.09E+00
-1.09E+00
-1.09E+00
-1.09E+00
-1.09E+00
-1.09E+00
-1.13E+00
-1.09E+00
-1.13E+00
-1.09E+00
-1.09E+00
-1.13E+00
-1.13E+00
-1.13E+00
-1.13E+00
-1.13E+00
-1.13E+00
-1.17E+00
-1.17E+00
-1.17E+00
-1.17E+00
-1.17E+00
-1.17E+00
-1.17E+00
-1.17E+00
-1.17E+00
-1.17E+00
-1.21E+00
-1.17E+00
-1.21E+00
-1.17E+00
-1.21E+00
-1.25E+00
-1.21E+00
-1.25E+00
-1.25E+00
-1.25E+00
-1.25E+00
-1.25E+00
-1.25E+00
-1.25E+00
-1.29E+00
-1.25E+00
-1.25E+00
-1.25E+00
-1.25E+00
-1.29E+00
-1.29E+00
-1.29E+00
-1.29E+00
-1.29E+00
-1.29E+00
-1.25E+00
-1.29E+00
-1.25E+00
-1.33E+00
-1.29E+00
-1.33E+00
-1.37E+00
-1.37E+00
-1.37E+00
-1.37E+00
-1.37E+00
-1.33E+00
-1.33E+00
-1.33E+00
-1.37E+00
-1.37E+00
-1.37E+00
-1.41E+00
-1.37E+00
-1.37E+00
-1.37E+00
-1.37E+00
-1.41E+00
-1.37E+00
-1.37E+00
-1.41E+00
-1.41E+00
-1.41E+00
-1.45E+00
-1.45E+00
-1.45E+00
-1.45E+00
-1.45E+00
-1.41E+00
-1.45E+00
-1.49E+00
-1.45E+00
-1.49E+00
-1.49E+00
-1.45E+00
-1.49E+00
-1.45E+00
-1.45E+00
-1.49E+00
-1.45E+00
-1.45E+00
-1.49E+00
-1.49E+00
-1.49E+00
-1.49E+00
-1.49E+00
-1.49E+00
-1.57E+00
-1.49E+00
-1.49E+00
-1.53E+00
-1.57E+00
-1.53E+00
-1.57E+00
-1.57E+00
-1.53E+00
-1.53E+00
-1.53E+00
-1.57E+00
-1.57E+00
-1.57E+00
-1.57E+00
-1.57E+00
-1.57E+00
-1.57E+00
-1.61E+00
-1.61E+00
-1.57E+00
-1.57E+00
-1.61E+00
-1.61E+00
-1.61E+00
-1.61E+00
-1.61E+00
-1.61E+00
-1.69E+00
-1.65E+00
-1.65E+00
-1.65E+00
-1.61E+00
-1.69E+00
-1.65E+00
-1.65E+00
-1.65E+00
-1.65E+00
-1.65E+00
-1.65E+00
-1.73E+00
-1.65E+00
-1.65E+00
-1.69E+00
-1.69E+00
-1.69E+00
-1.69E+00
-1.69E+00
-1.73E+00
-1.73E+00
-1.73E+00
-1.73E+00
-1.73E+00
-1.69E+00
-1.73E+00
-1.73E+00
-1.73E+00
-1.77E+00
-1.73E+00
-1.73E+00
-1.73E+00
-1.73E+00
-1.73E+00
-1.77E+00
-1.77E+00
-1.81E+00
-1.77E+00
-1.77E+00
-1.77E+00
-1.77E+00
-1.81E+00
-1.77E+00
-1.77E+00
-1.81E+00
-1.81E+00
-1.81E+00
-1.85E+00
-1.81E+00
-1.85E+00
-1.85E+00
-1.81E+00
-1.85E+00
-1.85E+00
-1.85E+00
-1.85E+00
-1.85E+00
-1.85E+00
-1.89E+00
-1.85E+00
-1.85E+00
-1.89E+00
-1.89E+00
-1.89E+00
-1.89E+00
-1.89E+00
-1.89E+00
-1.89E+00
-1.89E+00
-1.93E+00
-1.93E+00
-1.89E+00
-1.93E+00
-1.89E+00
-1.89E+00
-1.89E+00
-1.89E+00
-1.97E+00
-1.89E+00
-1.93E+00
-1.93E+00
-1.93E+00
-1.97E+00
-1.97E+00
-1.97E+00
-1.97E+00
-1.97E+00
-1.93E+00
-1.97E+00
-1.97E+00
-1.97E+00
-1.97E+00
-2.01E+00
-2.01E+00
-1.97E+00
-1.97E+00
-2.01E+00
-1.97E+00
-2.05E+00
-2.01E+00
-2.01E+00
-2.01E+00
-2.01E+00
-1.97E+00
-1.97E+00
-2.01E+00
-2.05E+00
-2.05E+00
-2.05E+00
-2.05E+00
-2.05E+00
-2.01E+00
-2.05E+00
-2.05E+00
-2.05E+00
-2.01E+00
-2.05E+00
-2.05E+00
-2.09E+00
-2.09E+00
-2.09E+00
-2.09E+00
-2.09E+00
-2.05E+00
-2.09E+00
-2.09E+00
-2.09E+00
-2.09E+00
-2.09E+00
-2.13E+00
-2.13E+00
-2.13E+00
-2.13E+00
-2.13E+00
-2.17E+00
-2.09E+00
-2.13E+00
-2.13E+00
-2.09E+00
-2.13E+00
-2.13E+00
-2.13E+00
-2.09E+00
-2.17E+00
-2.13E+00
-2.17E+00
-2.17E+00
-2.13E+00
-2.17E+00
-2.13E+00
-2.21E+00
-2.17E+00
-2.21E+00
-2.21E+00
-2.21E+00
-2.21E+00
-2.21E+00
-2.21E+00
-2.21E+00
-2.21E+00
-2.21E+00
-2.21E+00
-2.17E+00
-2.21E+00
-2.21E+00
-2.21E+00
-2.21E+00
-2.21E+00
-2.25E+00
-2.25E+00
-2.21E+00
-2.25E+00
-2.25E+00
-2.25E+00
-2.25E+00
-2.29E+00
-2.25E+00
-2.25E+00
-2.25E+00
-2.25E+00
-2.29E+00
-2.29E+00
-2.29E+00
-2.29E+00
-2.25E+00
-2.25E+00
-2.29E+00
-2.29E+00
-2.25E+00
-2.29E+00
-2.29E+00
-2.29E+00
-2.29E+00
-2.29E+00
-2.33E+00
-2.29E+00
-2.33E+00
-2.29E+00
-2.33E+00
-2.37E+00
-2.33E+00
-2.33E+00
-2.33E+00
-2.33E+00
-2.37E+00
-2.37E+00
-2.33E+00
-2.33E+00
-2.37E+00
-2.33E+00
-2.37E+00
-2.37E+00
-2.37E+00
-2.37E+00
-2.41E+00
-2.37E+00
-2.41E+00
-2.37E+00
-2.41E+00
-2.41E+00
-2.37E+00
-2.41E+00
-2.41E+00
-2.41E+00
-2.41E+00
-2.41E+00
-2.45E+00
-2.41E+00
-2.41E+00
-2.41E+00
-2.41E+00
-2.41E+00
-2.45E+00
-2.45E+00
-2.37E+00
-2.45E+00
-2.41E+00
-2.45E+00
-2.45E+00
-2.45E+00
-2.41E+00
-2.45E+00
-2.45E+00
-2.45E+00
-2.45E+00
-2.45E+00
-2.49E+00
-2.49E+00
-2.45E+00
-2.45E+00];
y=[2.41E+00
2.41E+00
2.45E+00
2.45E+00
2.41E+00
2.41E+00
2.41E+00
2.41E+00
2.41E+00
2.41E+00
2.45E+00
2.41E+00
2.37E+00
2.41E+00
2.45E+00
2.45E+00
2.45E+00
2.45E+00
2.45E+00
2.45E+00
2.49E+00
2.45E+00
2.49E+00
2.45E+00
2.45E+00
2.49E+00
2.49E+00
2.49E+00
2.49E+00
2.49E+00
2.45E+00
2.49E+00
2.45E+00
2.49E+00
2.49E+00
2.53E+00
2.49E+00
2.49E+00
2.49E+00
2.49E+00
2.53E+00
2.53E+00
2.49E+00
2.53E+00
2.53E+00
2.49E+00
2.49E+00
2.53E+00
2.53E+00
2.53E+00
2.53E+00
2.53E+00
2.53E+00
2.57E+00
2.53E+00
2.53E+00
2.53E+00
2.53E+00
2.57E+00
2.57E+00
2.53E+00
2.53E+00
2.57E+00
2.57E+00
2.57E+00
2.57E+00
2.57E+00
2.57E+00
2.57E+00
2.57E+00
2.57E+00
2.61E+00
2.57E+00
2.53E+00
2.57E+00
2.57E+00
2.57E+00
2.61E+00
2.57E+00
2.61E+00
2.61E+00
2.61E+00
2.57E+00
2.61E+00
2.61E+00
2.61E+00
2.61E+00
2.61E+00
2.65E+00
2.61E+00
2.61E+00
2.61E+00
2.65E+00
2.61E+00
2.65E+00
2.65E+00
2.61E+00
2.65E+00
2.61E+00
2.61E+00
2.65E+00
2.65E+00
2.65E+00
2.65E+00
2.65E+00
2.61E+00
2.65E+00
2.65E+00
2.65E+00
2.65E+00
2.65E+00
2.69E+00
2.65E+00
2.65E+00
2.65E+00
2.69E+00
2.69E+00
2.69E+00
2.65E+00
2.65E+00
2.65E+00
2.69E+00
2.69E+00
2.69E+00
2.69E+00
2.69E+00
2.69E+00
2.69E+00
2.69E+00
2.69E+00
2.69E+00
2.69E+00
2.73E+00
2.69E+00
2.69E+00
2.69E+00
2.69E+00
2.73E+00
2.73E+00
2.69E+00
2.69E+00
2.69E+00
2.73E+00
2.73E+00
2.69E+00
2.73E+00
2.73E+00
2.73E+00
2.73E+00
2.73E+00
2.73E+00
2.73E+00
2.73E+00
2.73E+00
2.73E+00
2.73E+00
2.73E+00
2.73E+00
2.77E+00
2.73E+00
2.77E+00
2.73E+00
2.77E+00
2.73E+00
2.73E+00
2.73E+00
2.77E+00
2.73E+00
2.77E+00
2.73E+00
2.73E+00
2.77E+00
2.77E+00
2.77E+00
2.77E+00
2.77E+00
2.77E+00
2.77E+00
2.77E+00
2.77E+00
2.81E+00
2.77E+00
2.77E+00
2.81E+00
2.77E+00
2.77E+00
2.77E+00
2.81E+00
2.81E+00
2.81E+00
2.77E+00
2.77E+00
2.85E+00
2.77E+00
2.81E+00
2.85E+00
2.81E+00
2.81E+00
2.81E+00
2.81E+00
2.81E+00
2.81E+00
2.81E+00
2.81E+00
2.77E+00
2.77E+00
2.81E+00
2.81E+00
2.81E+00
2.85E+00
2.85E+00
2.77E+00
2.85E+00
2.85E+00
2.85E+00
2.85E+00
2.81E+00
2.81E+00
2.85E+00
2.81E+00
2.85E+00
2.85E+00
2.85E+00
2.85E+00
2.85E+00
2.89E+00
2.85E+00
2.85E+00
2.85E+00
2.85E+00
2.85E+00
2.85E+00
2.85E+00
2.85E+00
2.85E+00
2.85E+00
2.85E+00
2.85E+00
2.85E+00
2.85E+00
2.85E+00
2.89E+00
2.85E+00
2.85E+00
2.85E+00
2.85E+00
2.85E+00
2.85E+00
2.85E+00
2.85E+00
2.85E+00
2.89E+00
2.85E+00
2.85E+00
2.85E+00
2.85E+00
2.89E+00
2.85E+00
2.93E+00
2.89E+00
2.89E+00
2.85E+00
2.89E+00
2.89E+00
2.89E+00
2.85E+00
2.85E+00
2.81E+00
2.85E+00
2.89E+00
2.89E+00
2.89E+00
2.85E+00
2.89E+00
2.89E+00
2.89E+00
2.89E+00
2.89E+00
2.89E+00
2.89E+00
2.89E+00
2.89E+00
2.89E+00
2.89E+00
2.85E+00
2.89E+00
2.89E+00
2.89E+00
2.89E+00
2.89E+00
2.89E+00
2.93E+00
2.89E+00
2.89E+00
2.89E+00
2.89E+00
2.93E+00
2.89E+00
2.93E+00
2.93E+00
2.93E+00
2.93E+00
2.93E+00
2.93E+00
2.93E+00
2.89E+00
2.89E+00
2.89E+00
2.89E+00
2.93E+00
2.93E+00
2.89E+00
2.89E+00
2.89E+00
2.93E+00
2.93E+00
2.89E+00
2.93E+00
2.93E+00
2.89E+00
2.89E+00
2.93E+00
2.89E+00
2.93E+00
2.93E+00
2.93E+00
2.89E+00
2.89E+00
2.93E+00
2.93E+00
2.93E+00
2.93E+00
2.93E+00
2.93E+00
2.93E+00
2.93E+00
2.93E+00
2.89E+00
2.93E+00
2.93E+00
2.89E+00
2.93E+00
2.97E+00
2.89E+00
2.93E+00
2.93E+00
2.93E+00
2.97E+00
2.93E+00
2.93E+00
2.93E+00
2.93E+00
2.93E+00
2.97E+00
2.97E+00
2.93E+00
2.93E+00
2.89E+00
2.97E+00
2.93E+00
2.97E+00
2.89E+00
2.93E+00
2.93E+00
2.93E+00
2.97E+00
2.93E+00
2.93E+00
2.93E+00
2.97E+00
2.93E+00
2.93E+00
2.93E+00
2.93E+00
2.93E+00
2.89E+00
2.97E+00
2.93E+00
2.93E+00
2.93E+00
2.97E+00
2.97E+00
2.97E+00
2.97E+00
2.89E+00
2.93E+00
2.93E+00
2.97E+00
2.93E+00
2.97E+00
2.93E+00
2.93E+00
2.93E+00
2.97E+00
2.93E+00
2.93E+00
2.97E+00
2.93E+00
2.93E+00
2.97E+00
2.93E+00
2.93E+00
2.93E+00
2.93E+00
2.93E+00
2.93E+00
2.97E+00
2.93E+00
2.93E+00
2.97E+00
2.97E+00
2.93E+00
2.93E+00
2.93E+00
2.93E+00
2.97E+00
2.93E+00
2.93E+00
2.93E+00
2.93E+00
2.93E+00
2.93E+00
2.93E+00
2.97E+00
2.97E+00
2.93E+00
2.93E+00
2.93E+00
2.93E+00
2.97E+00
2.93E+00
2.97E+00
2.93E+00
2.93E+00
2.93E+00
2.93E+00
2.93E+00
2.97E+00
2.89E+00
2.89E+00
2.93E+00
2.93E+00
2.93E+00
2.93E+00
2.89E+00
2.97E+00
2.93E+00
2.93E+00
2.97E+00
2.97E+00
2.93E+00
2.93E+00
2.93E+00
2.89E+00
2.89E+00
2.93E+00
2.93E+00
2.89E+00
2.93E+00
2.93E+00
2.93E+00
2.93E+00
2.93E+00
2.93E+00
2.93E+00
2.97E+00
2.89E+00
2.93E+00
2.93E+00
2.89E+00
2.93E+00
2.93E+00
2.93E+00
2.93E+00
2.89E+00
2.93E+00
2.89E+00
2.93E+00
2.89E+00
2.89E+00
2.89E+00
2.93E+00
2.93E+00
2.89E+00
2.89E+00
2.89E+00
2.85E+00
2.93E+00
2.93E+00
2.89E+00
2.89E+00
2.89E+00
2.93E+00
2.93E+00
2.89E+00
2.93E+00
2.89E+00
2.85E+00
2.89E+00
2.89E+00
2.89E+00
2.89E+00
2.89E+00
2.93E+00
2.85E+00
2.89E+00
2.89E+00
2.85E+00
2.89E+00
2.85E+00
2.89E+00
2.89E+00
2.89E+00
2.85E+00
2.89E+00
2.89E+00
2.93E+00
2.89E+00
2.85E+00
2.89E+00
2.89E+00
2.89E+00
2.93E+00
2.89E+00
2.89E+00
2.89E+00
2.89E+00
2.89E+00
2.89E+00
2.89E+00
2.89E+00
2.85E+00
2.89E+00
2.85E+00
2.89E+00
2.85E+00
2.93E+00
2.89E+00
2.85E+00
2.85E+00
2.85E+00
2.85E+00
2.85E+00
2.85E+00
2.89E+00
2.85E+00
2.85E+00
2.85E+00
2.85E+00
2.81E+00
2.85E+00
2.85E+00
2.89E+00
2.85E+00
2.81E+00
2.85E+00
2.81E+00
2.81E+00
2.81E+00
2.89E+00
2.85E+00
2.85E+00
2.85E+00
2.81E+00
2.85E+00
2.85E+00
2.81E+00
2.81E+00
2.81E+00
2.85E+00
2.81E+00
2.81E+00
2.77E+00
2.81E+00
2.77E+00
2.81E+00
2.81E+00
2.77E+00
2.81E+00
2.81E+00
2.81E+00
2.81E+00
2.81E+00
2.81E+00
2.81E+00
2.77E+00
2.77E+00
2.77E+00
2.81E+00
2.77E+00
2.81E+00
2.81E+00
2.77E+00
2.81E+00
2.81E+00
2.77E+00
2.77E+00
2.77E+00
2.77E+00
2.77E+00
2.77E+00
2.81E+00
2.73E+00
2.81E+00
2.77E+00
2.73E+00
2.77E+00
2.77E+00
2.77E+00
2.77E+00
2.77E+00
2.77E+00
2.73E+00
2.73E+00
2.77E+00
2.73E+00
2.77E+00
2.73E+00
2.77E+00
2.73E+00
2.73E+00
2.77E+00
2.73E+00
2.73E+00
2.73E+00
2.73E+00
2.73E+00
2.73E+00
2.77E+00
2.73E+00
2.73E+00
2.73E+00
2.69E+00
2.73E+00
2.69E+00
2.73E+00
2.73E+00
2.73E+00
2.73E+00
2.73E+00
2.73E+00
2.73E+00
2.73E+00
2.73E+00
2.69E+00
2.69E+00
2.73E+00
2.73E+00
2.65E+00
2.69E+00
2.73E+00
2.69E+00
2.69E+00
2.69E+00
2.69E+00
2.69E+00
2.69E+00
2.65E+00
2.69E+00
2.65E+00
2.65E+00
2.65E+00
2.69E+00
2.65E+00
2.69E+00
2.65E+00
2.65E+00
2.65E+00
2.65E+00
2.65E+00
2.65E+00
2.65E+00
2.65E+00
2.65E+00
2.61E+00
2.65E+00
2.65E+00
2.65E+00
2.61E+00
2.61E+00
2.65E+00
2.65E+00
2.65E+00
2.61E+00
2.65E+00
2.61E+00
2.61E+00
2.65E+00
2.61E+00
2.61E+00
2.65E+00
2.61E+00
2.65E+00
2.61E+00
2.61E+00
2.61E+00
2.57E+00
2.61E+00
2.61E+00
2.61E+00
2.57E+00
2.57E+00
2.57E+00
2.57E+00
2.57E+00
2.61E+00
2.61E+00
2.57E+00
2.57E+00
2.57E+00
2.57E+00
2.57E+00
2.57E+00
2.57E+00
2.57E+00
2.57E+00
2.53E+00
2.57E+00
2.53E+00
2.57E+00
2.57E+00
2.57E+00
2.57E+00
2.53E+00
2.57E+00
2.49E+00
2.53E+00
2.57E+00
2.53E+00
2.53E+00
2.53E+00
2.53E+00
2.49E+00
2.53E+00
2.53E+00
2.53E+00
2.53E+00
2.49E+00
2.53E+00
2.53E+00
2.49E+00
2.49E+00
2.49E+00
2.49E+00
2.45E+00
2.49E+00
2.49E+00
2.49E+00
2.45E+00
2.45E+00
2.45E+00
2.45E+00
2.49E+00
2.49E+00
2.49E+00
2.49E+00
2.49E+00
2.45E+00
2.49E+00
2.45E+00
2.45E+00
2.45E+00
2.45E+00
2.45E+00
2.45E+00
2.41E+00
2.45E+00
2.45E+00
2.45E+00
2.41E+00
2.45E+00
2.41E+00
2.41E+00
2.45E+00
2.41E+00
2.41E+00
2.41E+00
2.41E+00
2.41E+00
2.45E+00
2.41E+00
2.41E+00
2.41E+00
2.41E+00
2.41E+00
2.37E+00
2.37E+00
2.37E+00
2.37E+00
2.41E+00
2.37E+00
2.37E+00
2.37E+00
2.37E+00
2.37E+00
2.37E+00
2.37E+00
2.33E+00
2.29E+00
2.37E+00
2.37E+00
2.29E+00
2.33E+00
2.33E+00
2.37E+00
2.33E+00
2.33E+00
2.33E+00
2.33E+00
2.33E+00
2.33E+00
2.29E+00
2.33E+00
2.29E+00
2.33E+00
2.33E+00
2.29E+00
2.29E+00
2.29E+00
2.33E+00
2.29E+00
2.29E+00
2.29E+00
2.29E+00
2.25E+00
2.25E+00
2.25E+00
2.29E+00
2.25E+00
2.29E+00
2.29E+00
2.25E+00
2.25E+00
2.25E+00
2.25E+00
2.25E+00
2.25E+00
2.29E+00
2.25E+00
2.25E+00
2.25E+00
2.21E+00
2.21E+00
2.21E+00
2.21E+00
2.21E+00
2.21E+00
2.21E+00
2.25E+00
2.21E+00
2.21E+00
2.17E+00
2.21E+00
2.17E+00
2.21E+00
2.17E+00
2.17E+00
2.17E+00
2.17E+00
2.21E+00
2.17E+00
2.17E+00
2.17E+00
2.17E+00
2.17E+00
2.13E+00
2.17E+00
2.13E+00
2.13E+00
2.13E+00
2.09E+00
2.13E+00
2.17E+00
2.13E+00
2.13E+00
2.13E+00
2.09E+00
2.09E+00
2.09E+00
2.13E+00
2.13E+00
2.13E+00
2.13E+00
2.09E+00
2.13E+00
2.09E+00
2.05E+00
2.05E+00
2.09E+00
2.09E+00
2.05E+00
2.09E+00
2.05E+00
2.05E+00
2.09E+00
2.01E+00
2.09E+00
2.05E+00
2.05E+00
2.09E+00
2.05E+00
2.05E+00
2.01E+00
2.05E+00
2.01E+00
2.05E+00
2.01E+00
2.01E+00
2.01E+00
1.97E+00
2.01E+00
1.97E+00
2.01E+00
2.01E+00
2.01E+00
1.97E+00
1.97E+00
2.01E+00
2.01E+00
1.97E+00
1.97E+00
1.97E+00
1.93E+00
1.97E+00
1.97E+00
1.97E+00
1.97E+00
1.93E+00
1.97E+00
1.93E+00
1.93E+00
1.97E+00
1.93E+00
1.93E+00
1.97E+00
1.89E+00
1.89E+00
1.93E+00
1.93E+00
1.93E+00
1.89E+00
1.89E+00
1.93E+00
1.85E+00
1.85E+00
1.89E+00
1.89E+00
1.89E+00
1.85E+00
1.85E+00
1.85E+00
1.89E+00
1.89E+00
1.85E+00
1.89E+00
1.85E+00
1.85E+00
1.81E+00
1.81E+00
1.81E+00
1.85E+00
1.81E+00
1.85E+00
1.81E+00
1.85E+00
1.81E+00
1.81E+00
1.81E+00
1.81E+00
1.81E+00
1.81E+00
1.77E+00
1.81E+00
1.81E+00
1.77E+00
1.77E+00
1.73E+00
1.73E+00
1.77E+00
1.77E+00
1.77E+00
1.77E+00
1.73E+00
1.73E+00
1.73E+00
1.73E+00
1.73E+00
1.73E+00
1.69E+00
1.73E+00
1.73E+00
1.73E+00
1.73E+00
1.69E+00
1.69E+00
1.69E+00
1.73E+00
1.69E+00
1.65E+00
1.65E+00
1.69E+00
1.69E+00
1.65E+00
1.69E+00
1.69E+00
1.65E+00
1.65E+00
1.69E+00
1.65E+00
1.65E+00
1.65E+00
1.61E+00
1.65E+00
1.61E+00
1.65E+00
1.65E+00
1.65E+00
1.61E+00
1.61E+00
1.61E+00
1.61E+00
1.61E+00
1.61E+00
1.57E+00
1.57E+00
1.57E+00
1.57E+00
1.57E+00
1.57E+00
1.61E+00
1.57E+00
1.57E+00
1.57E+00
1.57E+00
1.57E+00
1.53E+00
1.53E+00
1.57E+00
1.53E+00
1.53E+00
1.53E+00
1.53E+00
1.53E+00
1.53E+00
1.49E+00
1.49E+00
1.49E+00
1.53E+00
1.49E+00
1.49E+00
1.49E+00
1.49E+00
1.53E+00
1.45E+00
1.49E+00
1.45E+00
1.45E+00
1.49E+00
1.45E+00
1.41E+00
1.45E+00
1.41E+00
1.41E+00
1.45E+00
1.41E+00
1.45E+00
1.41E+00
1.45E+00
1.41E+00
1.41E+00
1.45E+00
1.45E+00
1.41E+00
1.41E+00
1.41E+00
1.41E+00
1.41E+00
1.41E+00
1.37E+00
1.37E+00
1.37E+00
1.37E+00
1.37E+00
1.33E+00
1.33E+00
1.37E+00
1.37E+00
1.33E+00
1.37E+00
1.37E+00
1.33E+00
1.33E+00
1.29E+00
1.29E+00
1.33E+00
1.29E+00
1.29E+00
1.29E+00
1.29E+00
1.29E+00
1.29E+00
1.29E+00
1.25E+00
1.25E+00
1.25E+00
1.29E+00
1.25E+00
1.29E+00
1.25E+00
1.25E+00
1.29E+00
1.25E+00
1.25E+00
1.25E+00
1.25E+00
1.21E+00
1.21E+00
1.21E+00
1.21E+00
1.17E+00
1.17E+00
1.17E+00
1.21E+00
1.21E+00
1.21E+00
1.21E+00
1.17E+00
1.17E+00
1.17E+00
1.17E+00
1.13E+00
1.17E+00
1.13E+00
1.17E+00
1.17E+00
1.17E+00
1.09E+00
1.17E+00
1.13E+00
1.09E+00
1.09E+00
1.09E+00
1.09E+00
1.09E+00
1.05E+00
1.09E+00
1.09E+00
1.09E+00
1.09E+00
1.09E+00
1.09E+00
1.05E+00
1.09E+00
1.05E+00
1.05E+00
1.05E+00
1.05E+00
1.05E+00
1.05E+00
1.05E+00
1.01E+00
1.05E+00
1.05E+00
1.01E+00
1.01E+00
1.01E+00
1.05E+00
1.01E+00
1.01E+00
9.65E-01
1.01E+00
9.65E-01
1.01E+00
1.01E+00
9.65E-01
9.65E-01
9.65E-01
9.65E-01
9.25E-01
9.65E-01
9.65E-01
9.25E-01
9.25E-01
9.25E-01
9.25E-01
9.25E-01
8.84E-01
8.84E-01
9.25E-01
8.84E-01
8.84E-01
9.25E-01
8.44E-01
8.84E-01
8.84E-01
8.84E-01
8.44E-01
8.84E-01
8.84E-01
8.44E-01
8.04E-01
8.44E-01
8.44E-01
8.84E-01
8.04E-01
8.84E-01
8.44E-01
8.04E-01
8.44E-01
8.04E-01
8.44E-01
8.04E-01
8.04E-01
8.44E-01
7.64E-01
7.64E-01
7.64E-01
8.04E-01
7.64E-01
7.64E-01
7.24E-01
7.24E-01
7.24E-01
7.24E-01
7.24E-01
7.24E-01
7.64E-01
7.24E-01
7.24E-01
7.24E-01
6.83E-01
6.83E-01
6.83E-01
6.83E-01
6.83E-01
6.43E-01
6.43E-01
6.83E-01
6.83E-01
6.83E-01
6.83E-01
6.83E-01
6.43E-01
6.83E-01
6.43E-01
6.43E-01
6.83E-01
6.03E-01
6.03E-01
6.43E-01
6.43E-01
6.03E-01
6.43E-01
6.03E-01
6.03E-01
6.03E-01
6.03E-01
6.03E-01
6.03E-01
5.63E-01
6.03E-01
6.03E-01
5.63E-01
5.63E-01
5.63E-01
5.63E-01
5.23E-01
5.23E-01
5.63E-01
5.23E-01
5.23E-01
5.23E-01
5.23E-01
5.23E-01
5.23E-01
5.23E-01
5.23E-01
5.23E-01
5.23E-01
4.82E-01
4.82E-01
5.23E-01
4.82E-01
4.82E-01
4.42E-01
4.82E-01
4.42E-01
4.82E-01
4.82E-01
4.42E-01
4.42E-01
4.42E-01
4.42E-01
4.42E-01
4.42E-01
4.42E-01
4.02E-01
4.02E-01
4.02E-01
4.02E-01
3.62E-01
3.62E-01
4.02E-01
4.02E-01
4.02E-01
3.22E-01
3.62E-01
3.62E-01
3.22E-01
3.62E-01
3.62E-01
3.62E-01
3.22E-01
2.81E-01
3.22E-01
3.22E-01
3.22E-01
2.81E-01
3.22E-01
3.22E-01
2.81E-01
3.22E-01
2.81E-01
2.81E-01
2.81E-01
2.81E-01
2.81E-01
2.81E-01
2.81E-01
2.41E-01
2.41E-01
2.41E-01
2.01E-01
2.41E-01
2.01E-01
2.41E-01
2.01E-01
2.01E-01
2.01E-01
1.61E-01
2.01E-01
2.01E-01
1.61E-01
1.61E-01
2.01E-01
1.61E-01
2.01E-01
1.61E-01
1.61E-01
1.61E-01
1.61E-01
1.61E-01
1.61E-01
1.61E-01
1.21E-01
1.21E-01
1.61E-01
1.21E-01
1.21E-01
1.21E-01
8.04E-02
1.21E-01
8.04E-02
8.04E-02
1.21E-01
8.04E-02
8.04E-02
8.04E-02
4.02E-02
8.04E-02
1.21E-01
4.02E-02
8.04E-02
4.02E-02
4.02E-02
4.02E-02
4.02E-02
4.02E-02
0.00E+00
4.02E-02
0.00E+00
0.00E+00
2.00E-10
0.00E+00
0.00E+00
0.00E+00
0.00E+00
0.00E+00
0.00E+00
-8.04E-02
-4.02E-02
-8.04E-02
-2.00E-10
-4.02E-02
-4.02E-02
-4.02E-02
-4.02E-02
-4.02E-02
-8.04E-02
-8.04E-02
-8.04E-02
-8.04E-02
-8.04E-02
-8.04E-02
-8.04E-02
-8.04E-02
-8.04E-02
-8.04E-02
-8.04E-02
-1.21E-01
-1.21E-01
-1.21E-01
-1.21E-01
-1.21E-01
-1.21E-01
-1.61E-01
-1.61E-01
-1.61E-01
-1.21E-01
-1.61E-01
-2.01E-01
-1.61E-01
-2.01E-01
-1.61E-01
-1.61E-01
-1.61E-01
-1.61E-01
-1.61E-01
-2.01E-01
-2.01E-01
-2.41E-01
-2.41E-01
-2.41E-01
-2.41E-01
-2.01E-01
-2.01E-01
-2.41E-01
-2.41E-01
-2.41E-01
-2.41E-01
-2.41E-01
-2.41E-01
-2.41E-01
-2.81E-01
-2.81E-01
-3.22E-01
-2.81E-01
-2.81E-01
-2.81E-01
-3.22E-01
-2.81E-01
-3.22E-01
-3.22E-01
-2.81E-01
-3.22E-01
-3.22E-01
-3.22E-01
-3.22E-01
-3.22E-01
-3.22E-01
-3.62E-01
-3.62E-01
-3.62E-01
-3.62E-01
-3.22E-01
-3.62E-01
-3.62E-01
-4.02E-01
-4.02E-01
-4.02E-01
-3.62E-01
-4.42E-01
-4.02E-01
-3.62E-01
-4.02E-01
-4.42E-01
-4.02E-01
-4.42E-01
-4.82E-01
-4.02E-01
-4.42E-01
-4.02E-01
-4.42E-01
-4.42E-01
-4.82E-01
-4.82E-01
-4.82E-01
-4.82E-01
-4.82E-01
-4.82E-01
-4.82E-01
-4.82E-01
-5.23E-01
-5.23E-01
-5.23E-01
-4.82E-01
-4.82E-01
-4.82E-01
-5.23E-01
-5.23E-01
-5.23E-01
-5.63E-01
-5.63E-01
-5.23E-01
-5.23E-01
-5.23E-01
-5.63E-01
-5.63E-01
-6.03E-01
-5.63E-01
-6.03E-01
-5.63E-01
-5.63E-01
-6.03E-01
-6.03E-01
-5.63E-01
-5.63E-01
-6.03E-01
-6.43E-01
-6.03E-01
-6.43E-01
-6.03E-01
-6.43E-01
-6.43E-01
-6.03E-01
-6.03E-01
-6.83E-01
-6.43E-01
-6.83E-01
-6.43E-01
-6.83E-01
-6.43E-01
-6.83E-01
-6.83E-01
-6.83E-01
-6.83E-01
-6.83E-01
-7.24E-01
-7.24E-01
-7.24E-01
-7.24E-01
-7.24E-01
-7.64E-01
-7.24E-01
-7.24E-01
-6.83E-01
-7.24E-01
-7.64E-01
-7.24E-01
-7.64E-01
-7.64E-01
-7.64E-01
-7.64E-01
-7.64E-01
-8.04E-01
-7.64E-01
-8.04E-01
-8.04E-01
-7.64E-01
-8.04E-01
-7.64E-01
-8.04E-01
-8.44E-01
-8.04E-01
-8.44E-01
-8.44E-01
-8.04E-01
-8.44E-01
-8.44E-01
-8.04E-01
-8.44E-01
-8.44E-01
-8.84E-01
-8.84E-01
-8.44E-01
-8.84E-01
-8.84E-01
-8.84E-01
-8.84E-01
-9.25E-01
-8.84E-01
-9.25E-01
-9.25E-01
-9.65E-01
-9.25E-01
-9.25E-01
-9.25E-01
-9.25E-01
-9.65E-01
-9.65E-01
-9.65E-01
-9.65E-01
-9.25E-01
-9.25E-01
-9.65E-01
-9.65E-01
-9.65E-01
-9.25E-01
-9.25E-01
-1.01E+00
-1.01E+00
-1.01E+00
-1.01E+00
-1.01E+00
-1.01E+00
-1.01E+00
-1.05E+00
-1.01E+00
-1.05E+00
-1.05E+00
-1.05E+00
-1.05E+00
-1.01E+00
-1.01E+00
-1.05E+00
-1.05E+00
-1.05E+00
-1.09E+00
-1.09E+00
-1.05E+00
-1.09E+00
-1.09E+00
-1.09E+00
-1.09E+00
-1.09E+00
-1.13E+00
-1.13E+00
-1.09E+00
-1.13E+00
-1.13E+00
-1.17E+00
-1.13E+00
-1.17E+00
-1.13E+00
-1.17E+00
-1.17E+00
-1.17E+00
-1.21E+00
-1.17E+00
-1.17E+00
-1.13E+00
-1.17E+00
-1.17E+00
-1.21E+00
-1.17E+00
-1.21E+00
-1.17E+00
-1.17E+00
-1.17E+00
-1.21E+00
-1.21E+00
-1.21E+00
-1.25E+00
-1.21E+00
-1.25E+00
-1.25E+00
-1.21E+00
-1.25E+00
-1.25E+00
-1.25E+00
-1.29E+00
-1.29E+00
-1.29E+00
-1.25E+00
-1.29E+00
-1.25E+00
-1.29E+00
-1.29E+00
-1.25E+00
-1.29E+00
-1.25E+00
-1.29E+00
-1.29E+00
-1.29E+00
-1.29E+00
-1.33E+00
-1.33E+00
-1.33E+00
-1.29E+00
-1.33E+00
-1.33E+00
-1.33E+00
-1.33E+00
-1.33E+00
-1.37E+00
-1.33E+00
-1.37E+00
-1.37E+00
-1.37E+00
-1.41E+00
-1.41E+00
-1.37E+00
-1.41E+00
-1.37E+00
-1.41E+00
-1.41E+00
-1.37E+00
-1.45E+00
-1.41E+00
-1.41E+00
-1.41E+00
-1.45E+00
-1.41E+00
-1.41E+00
-1.41E+00
-1.41E+00
-1.45E+00
-1.45E+00
-1.45E+00
-1.45E+00
-1.45E+00
-1.49E+00
-1.49E+00
-1.49E+00
-1.49E+00
-1.45E+00
-1.45E+00
-1.45E+00
-1.53E+00
-1.49E+00
-1.49E+00
-1.49E+00
-1.53E+00
-1.53E+00
-1.53E+00
-1.53E+00
-1.53E+00
-1.53E+00
-1.57E+00
-1.61E+00
-1.57E+00
-1.53E+00
-1.53E+00
-1.57E+00
-1.57E+00
-1.57E+00
-1.57E+00
-1.57E+00
-1.57E+00
-1.61E+00
-1.61E+00
-1.57E+00
-1.61E+00
-1.61E+00
-1.57E+00
-1.61E+00
-1.57E+00
-1.61E+00
-1.61E+00
-1.61E+00
-1.65E+00
-1.65E+00
-1.61E+00
-1.65E+00
-1.65E+00
-1.69E+00
-1.69E+00
-1.65E+00
-1.65E+00
-1.69E+00
-1.69E+00
-1.69E+00
-1.69E+00
-1.65E+00
-1.69E+00
-1.65E+00
-1.69E+00
-1.69E+00
-1.73E+00
-1.69E+00
-1.73E+00
-1.69E+00
-1.69E+00
-1.69E+00
-1.73E+00
-1.73E+00
-1.73E+00
-1.73E+00
-1.73E+00
-1.77E+00
-1.73E+00
-1.73E+00
-1.73E+00
-1.73E+00
-1.77E+00
-1.77E+00
-1.77E+00
-1.81E+00
-1.81E+00
-1.77E+00
-1.81E+00
-1.81E+00
-1.77E+00
-1.81E+00
-1.77E+00
-1.81E+00
-1.81E+00
-1.85E+00
-1.81E+00
-1.81E+00
-1.81E+00
-1.81E+00
-1.81E+00
-1.85E+00
-1.81E+00
-1.85E+00
-1.85E+00
-1.85E+00
-1.85E+00
-1.81E+00
-1.85E+00
-1.85E+00
-1.85E+00
-1.85E+00
-1.85E+00
-1.89E+00
-1.85E+00
-1.89E+00
-1.85E+00
-1.89E+00
-1.89E+00
-1.89E+00
-1.93E+00
-1.89E+00
-1.89E+00
-1.93E+00
-1.93E+00
-1.89E+00
-1.89E+00
-1.93E+00
-1.93E+00
-1.89E+00
-1.93E+00
-1.93E+00
-1.93E+00
-1.97E+00
-1.93E+00
-1.93E+00
-1.93E+00
-1.97E+00
-1.93E+00
-1.93E+00
-1.97E+00
-1.93E+00
-1.97E+00
-2.01E+00
-2.01E+00
-1.97E+00
-1.97E+00
-2.01E+00
-2.01E+00
-2.01E+00
-2.05E+00
-2.01E+00
-2.01E+00
-1.97E+00
-1.97E+00
-2.01E+00
-2.01E+00
-2.05E+00
-2.05E+00
-2.05E+00
-2.05E+00
-2.05E+00
-2.05E+00
-2.05E+00
-2.05E+00
-2.05E+00
-2.01E+00
-2.05E+00
-2.05E+00
-2.09E+00
-2.09E+00
-2.05E+00
-2.05E+00
-2.09E+00
-2.09E+00
-2.13E+00
-2.09E+00
-2.09E+00
-2.09E+00
-2.13E+00
-2.05E+00
-2.09E+00
-2.13E+00
-2.17E+00
-2.13E+00
-2.13E+00
-2.13E+00
-2.13E+00
-2.13E+00
-2.13E+00
-2.13E+00
-2.13E+00
-2.13E+00
-2.09E+00
-2.13E+00
-2.17E+00
-2.13E+00
-2.17E+00
-2.17E+00
-2.17E+00
-2.17E+00
-2.17E+00
-2.17E+00
-2.21E+00
-2.17E+00
-2.17E+00
-2.17E+00
-2.17E+00
-2.21E+00
-2.17E+00
-2.21E+00
-2.21E+00
-2.25E+00
-2.21E+00
-2.21E+00
-2.21E+00
-2.21E+00
-2.25E+00
-2.21E+00
-2.21E+00
-2.21E+00
-2.25E+00
-2.25E+00
-2.25E+00
-2.25E+00
-2.25E+00
-2.29E+00
-2.25E+00
-2.29E+00
-2.25E+00
-2.29E+00
-2.25E+00
-2.29E+00
-2.29E+00
-2.29E+00
-2.25E+00
-2.29E+00
-2.25E+00
-2.29E+00
-2.29E+00
-2.29E+00
-2.29E+00
-2.29E+00
-2.33E+00
-2.29E+00
-2.33E+00
-2.29E+00
-2.33E+00
-2.33E+00
-2.33E+00
-2.33E+00
-2.33E+00
-2.33E+00
-2.33E+00
-2.33E+00
-2.33E+00
-2.37E+00
-2.33E+00
-2.37E+00
-2.33E+00
-2.37E+00
-2.37E+00
-2.33E+00
-2.33E+00
-2.37E+00
-2.33E+00
-2.37E+00
-2.37E+00
-2.41E+00
-2.41E+00
-2.37E+00
-2.37E+00
-2.37E+00
-2.37E+00
-2.41E+00
-2.37E+00
-2.41E+00
-2.41E+00
-2.37E+00
-2.41E+00
-2.37E+00
-2.37E+00
-2.41E+00
-2.45E+00
-2.45E+00
-2.45E+00
-2.41E+00
-2.41E+00
-2.45E+00
-2.41E+00
-2.41E+00
-2.45E+00
-2.41E+00
-2.45E+00
-2.49E+00
-2.45E+00
-2.45E+00];

scatter(0.00125,2.97,'filled')
hold on
scatter(0.00125,2.93,'filled')
plot(t,x)
hold on
plot(t,y)
grid on
xlabel('Tiempo (s)') 
ylabel('Voltaje (V)')

%xticks([0 0.45 0.5 0.55 0.6 0.65 0.7 0.75 0.8 1])
%xticklabels({'0','0.45','0.5','0.55','0.6','0.65','0.7','0.75','0.8','1'})
%yticks([0  0.0015 0.006 0.019 0.038 0.06])
